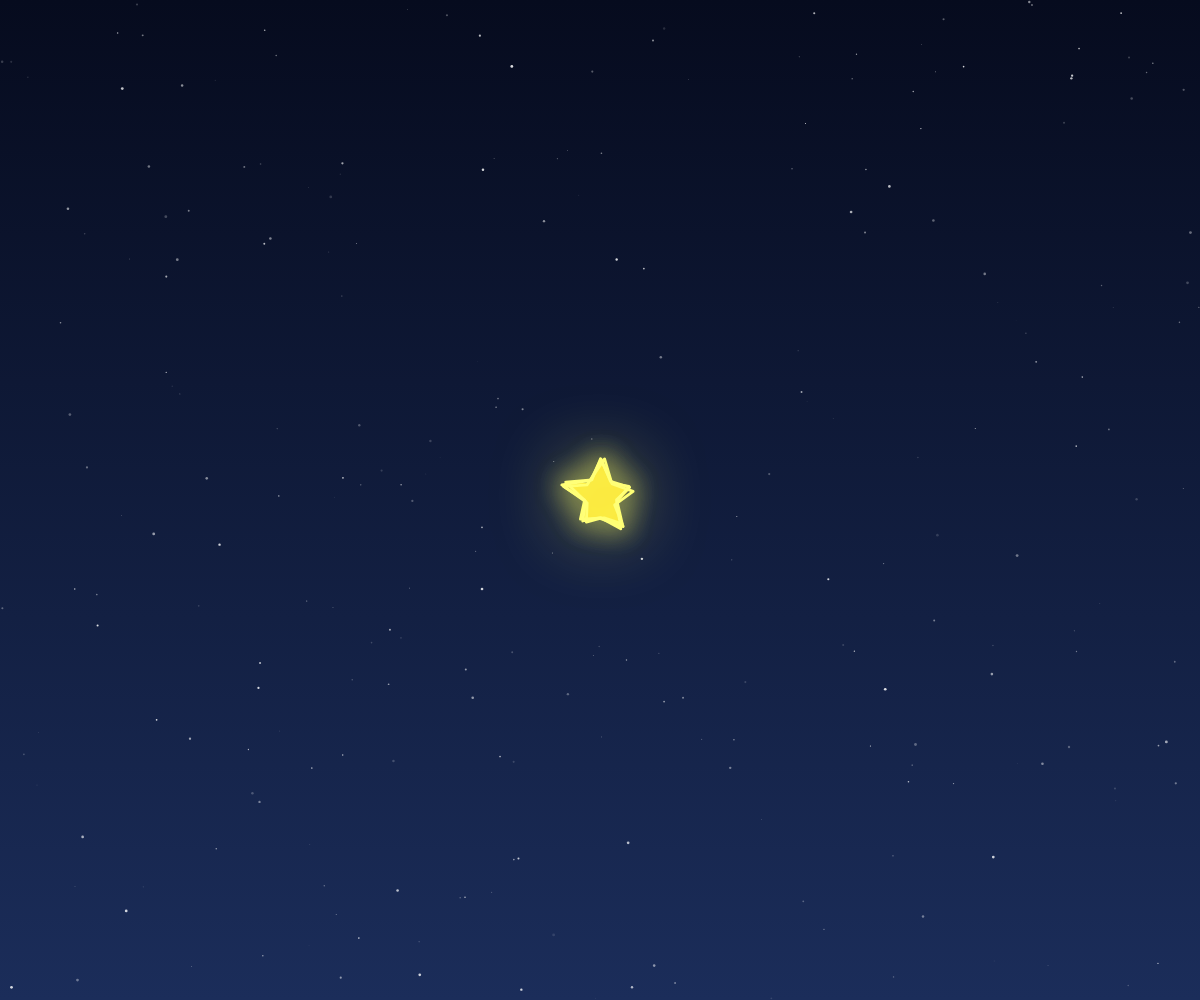
Frame 1 (no input)
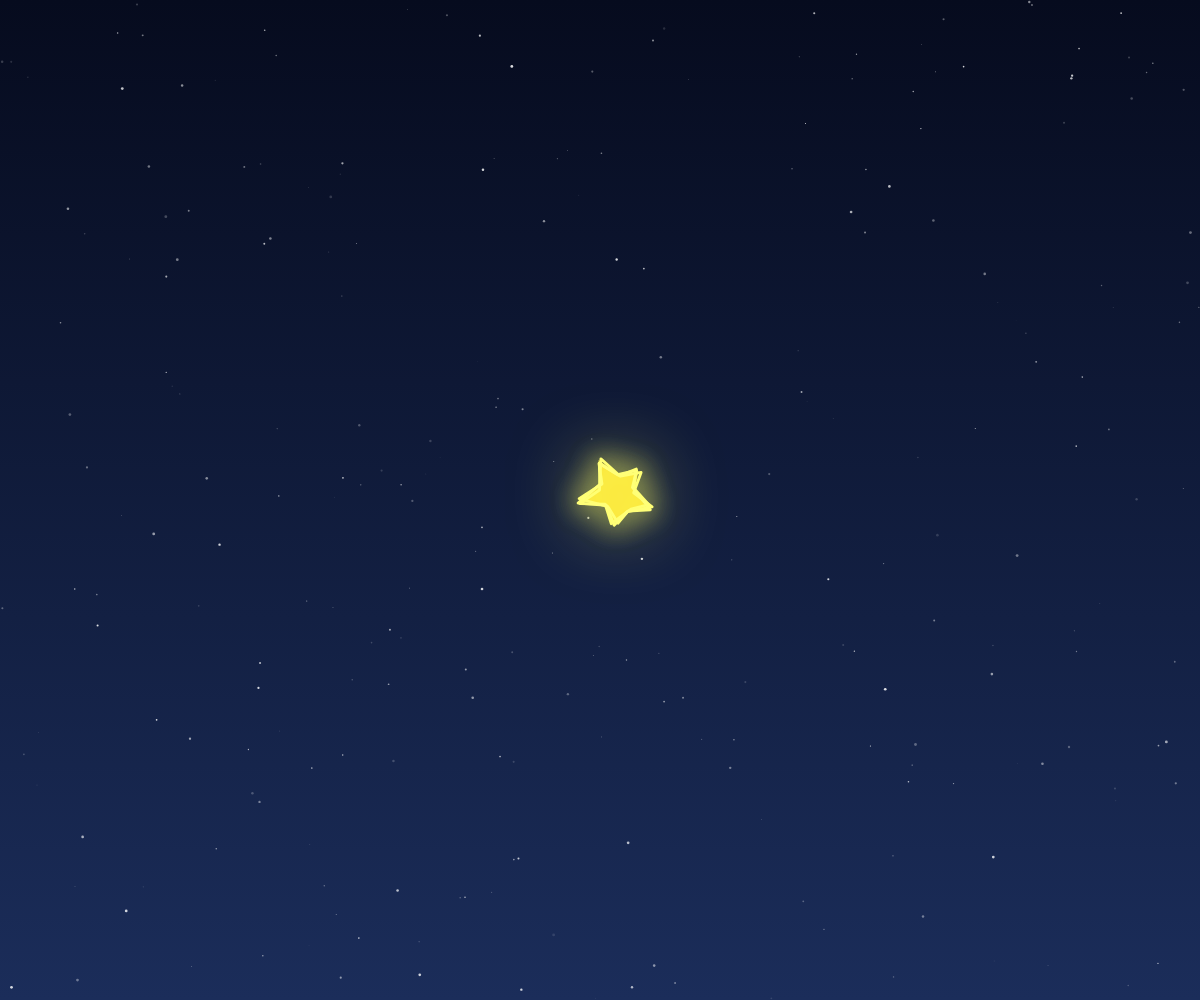
Frame 60 (no input)
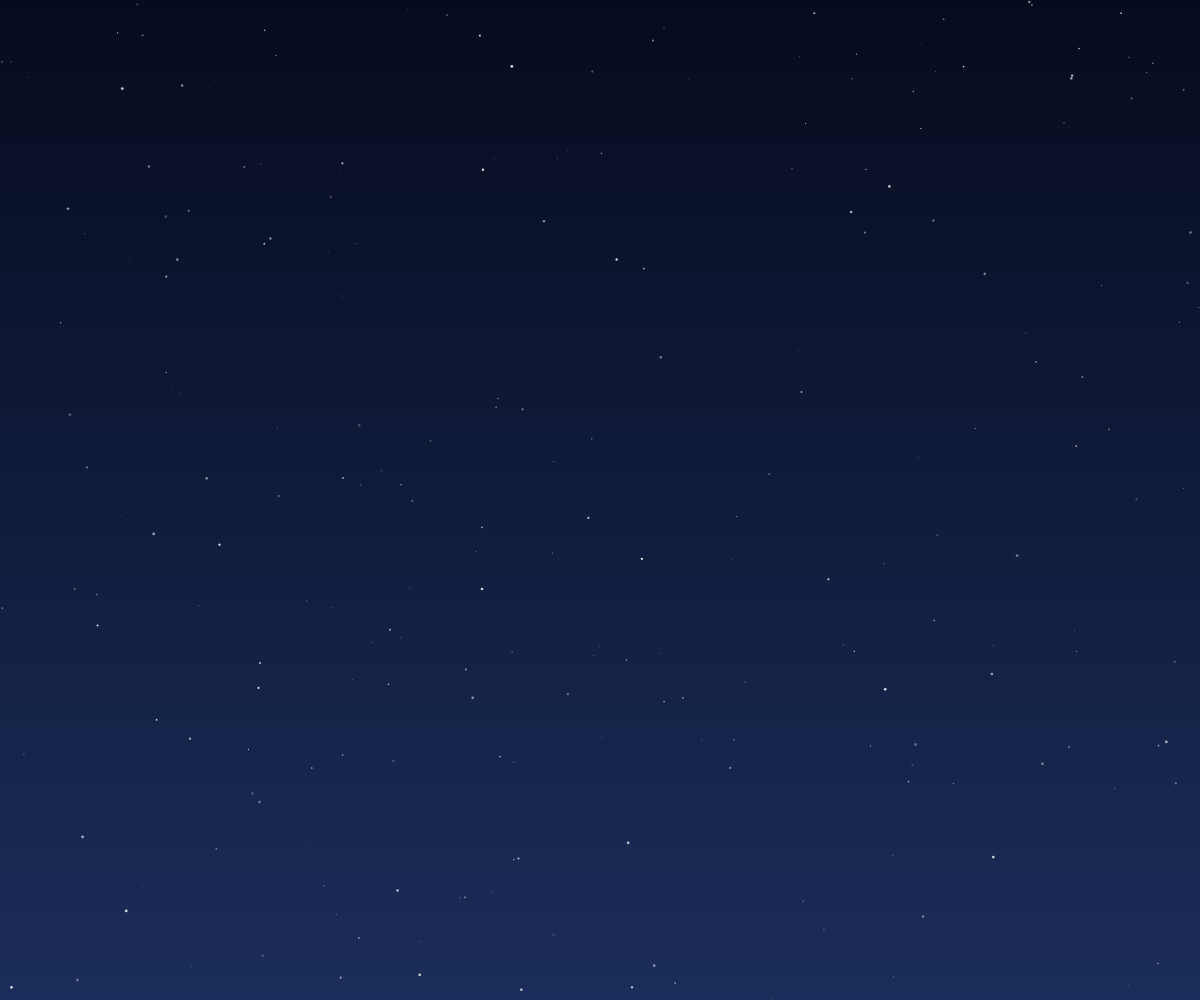
Frame 120 (the mouse pressed at the canvas centre since frame 60)

The p5.js sketch that drew these frames (run headless with seeded random() and noise() and a simulated clock; from frame 60 on, the mouse is pressed at the canvas centre):

// p5.js sketch
// ── sketch.js
 // ==========================================
    // 全局变量与系统状态定义
    // ==========================================
    let groundPoints = []; // 存储地面手绘线条的顶点坐标
    let stars = [];        // 存储当前正在掉落或弹跳的星星对象
    let fragments = [];    // 存储当前屏幕上的星星碎片对象
    let groundStartX, groundEndX, groundY; // 地面的起点X、终点X以及Y轴高度
    
    let flowers = [];      // 【新增】存储生长中的花朵对象

    // 【修改指南】全局重力：加大该值（如 0.5）星星下落更快、反弹更急促；减小（如 0.1）则像在水中或太空一样轻飘飘。
    let gravity = 0.6;    // 全局重力加速度
    let sf = 1;            // Scale Factor (缩放因子)，用于适配各种大小的屏幕          

    // 堆积系统相关变量
    let pileHeights = [];  // 记录屏幕每个X坐标上的星星堆积高度（数组索引代表X坐标）
    let pileGraphics = null; // 离屏画布（p5.Graphics），用于将静止的星星永久画在上面，避免每一帧重复计算成千上万个对象导致卡顿
    let lastWindowW, lastWindowH; // 记录上一次的窗口宽高，用于防抖动
     let bgGraphics = null;   // 【新增】深蓝色星空背景画布缓存

    // 流程控制相关变量
    let hasStarted = false; // 标记用户是否已经点击了屏幕并开始播放动画
    let appStartTime = 0;   // 记录动画开始的精确时间（毫秒），用于控制掉落节奏

    // Web Audio API 音效上下文
    let audioCtx;           // 浏览器原生的音频处理上下文
    let lastClinkTime = 0;  // 记录上一次播放碰撞声的时间，用于音频节流（防重叠杂音）
    let lastShatterTime = 0;// 记录上一次播放破碎声的时间，用于音频节流

    // 【新增】月亮相关变量
    let moon = null;
    let moonSpawned = false;
    let moonImg = null;     // 存储预渲染的复杂玻璃纹理月球图形

     

     // ==========================================
    // p5.js 生命周期函数：初始化 (setup)
    // ==========================================
    function setup() {
      // 获取当前窗口宽高，防范极个别情况下宽高等于0导致的崩溃
      lastWindowW = max(windowWidth, 1);
      lastWindowH = max(windowHeight, 1);
      // 创建铺满全屏的主画布
      createCanvas(lastWindowW, lastWindowH);
      // 初始化所有的物理和视觉系统
      initSystem();
    }

   // ==========================================
    // p5.js 生命周期函数：窗口尺寸改变 (windowResized)
    // ==========================================
    function windowResized() {
      // 只有当窗口尺寸发生足够大的实质性变化时，才重新初始化画布
      // 这里的阈值（宽度差>10或高度差>100）是为了防止手机端上下滑动时，地址栏收缩引起的频繁重绘
      if (windowWidth > 0 && windowHeight > 0 && 
         (abs(windowWidth - lastWindowW) > 10 || abs(windowHeight - lastWindowH) > 100)) {
        lastWindowW = windowWidth;
        lastWindowH = windowHeight;
        
        // 销毁旧的离屏画布，释放内存
        let oldGraphics = pileGraphics;
        pileGraphics = null; 
        
        // 调整主画布大小
        resizeCanvas(windowWidth, windowHeight);
        if (oldGraphics) oldGraphics.remove(); 
        
        // 重新初始化系统以适应新尺寸
        initSystem();
      }
    }

     // ==========================================
    // 系统初始化与重置逻辑
    // ==========================================
    function initSystem() {
      // 清空各种数组缓存
      groundPoints = [];
      stars = [];
      fragments = [];
      
      flowers = []; // 【新增】重置画布时清空花朵

      // 【新增】重置月球状态
      moonSpawned = false;
      moon = null;

      // 根据当前屏幕的最小边长计算动态缩放因子 (sf)
      // 确保手机上看着不嫌大，电脑显示器上看着不嫌小
      sf = map(min(width, height), 350, 1200, 0.6, 1.3, true);
      gravity = 0.25 * sf; // 重力也随屏幕缩放等比例调整

       // 根据设备类型（通过屏幕宽度粗略判断）设定两侧边距
      let isMobile = width < 768;
      // 【修改指南】地面两边的留白间距：0.1代表10%，0.2代表20%。修改可让山堆得更宽或更窄。
      let marginX = isMobile ? width * 0.15 : width * 0.25; // 手机端边距窄，电脑端边距宽
      
      // 计算地台的坐标范围
      groundStartX = marginX;
      groundEndX = width - marginX;
      
      // 【修改指南】地面高度：(3 / 4) 表示距离屏幕顶部 3 / 4 的位置，也就是距离底部 1/4。
      // 若想改回原来的高度，可将其修改为 `height * 0.8` 或 `height * (4/5)`。
      groundY = height * (3/4); 

        // 初始化堆积高度数组，长度为屏幕宽度，初始高度均为0
      pileHeights = new Array(max(width, 1)).fill(0);
      
       // 创建与主画布等大的离屏画布，用于缓存静止不动的元素
      if (pileGraphics) pileGraphics.remove();
      pileGraphics = createGraphics(max(width, 1), max(height, 1));


            if (bgGraphics) bgGraphics.remove();
      bgGraphics = createGraphics(max(width, 1), max(height, 1));
      let bgCtx = bgGraphics.drawingContext;
      let bgGrad = bgCtx.createLinearGradient(0, 0, 0, height);
      bgGrad.addColorStop(0, '#060b1e'); // 深邃幽暗的太空顶端
      bgGrad.addColorStop(1, '#1b2d5a'); // 稍亮的地平线
      bgCtx.fillStyle = bgGrad;
      bgCtx.fillRect(0, 0, width, height);
      bgGraphics.noStroke();
      // 画一些繁星点点
      for (let i = 0; i < 250; i++) {
        bgGraphics.fill(255, 255, 255, random(30, 220));
        bgGraphics.circle(random(width), random(height), random(0.5, 2.5) * sf);
      }

      // ---------------- 生成手绘风格的地面线条 ----------------
      let segments = floor((groundEndX - groundStartX) / 4); // 每 4 个像素切分一段
      let noiseOffset = random(1000); // 随机一个柏林噪声的起点，让每次加载时的地形都略有不同
      
      for (let i = 0; i <= segments; i++) {
        let x = map(i, 0, segments, groundStartX, groundEndX);
        
        // 使用柏林噪声 (noise) 制造平缓起伏，结合完全随机 (random) 制造笔触抖动感
        // 【修改指南】地面线条的波浪起伏度：修改 5 和 -5。若改为 0 则是笔直的线。
        let y = groundY + map(noise(noiseOffset), 0, 1, -5 * sf, 5 * sf) + random(-1, 1);
        groundPoints.push({ x: x, y: y });
        noiseOffset += 0.08; // 推进噪声步长
      }

      // 【新增】生成具有真实月球纹理和玻璃质感的月牙图像缓存
      // 【修改了代码：增大了月亮的体积系数】
      let mr = 160 * sf; // 月亮基础半径系数
      if (moonImg) moonImg.remove();
      moonImg = createGraphics(mr * 3, mr * 3);
      moonImg.pixelDensity(1); 
      
      moonImg.noStroke();
      // 【修改了代码：取消了透明度，使用了实心蓝色基底以表现厚重感，使其不再透明】
      moonImg.fill(250, 130, 180, 255);
      moonImg.circle(mr * 1.5, mr * 1.5, mr * 2.2);
      // 使用 erase 擦除出一个较细的月牙的形状
      moonImg.erase();
      // 【修改了代码：微调偏移量和擦除圆的直径，切出极其细长锐利的新月】
      moonImg.circle(mr * 1.5 - mr * 0.15, mr * 1.5 - mr * 0.15, mr * 2.10);
      moonImg.noErase();
      
      // 限制后续的绘制仅在月牙内部 (source-atop 混合模式)
      moonImg.drawingContext.globalCompositeOperation = 'source-atop';
      
      // 绘制月球真实陨石坑纹理
      // 【修改了代码：陨石坑也调整为不透明，并且增加了高光侧边，体现3D凹凸感】
      for(let i = 0; i < 200; i++) {
        let cx = random(moonImg.width);
        let cy = random(moonImg.height);
        let cr = random(3 * sf, 18 * sf);
        // 陨石坑边缘亮色（高光），中心暗色（阴影），叠加噪点
        moonImg.fill(255, 200, 230, 180);
        moonImg.circle(cx - cr*0.1, cy - cr*0.1, cr);
        moonImg.fill(160, 50, 100, 255);
        moonImg.circle(cx, cy, cr * 0.9);
      }
      
      // 增加玻璃般通透的高光渐变覆盖层
      // 【修改了代码：改用径向渐变 (Radial Gradient) 来为月亮整体打光，模拟球体在太空受单侧光源照射的强烈立体感】
       let mGrad = moonImg.drawingContext.createRadialGradient(mr * 1.2, mr * 1.2, mr * 0.1, mr * 1.5, mr * 1.5, mr * 2.2);
      mGrad.addColorStop(0, 'rgba(255, 255, 255, 0.9)');   // 迎光面明亮
      mGrad.addColorStop(0.5, 'rgba(230, 100, 150, 0.5)'); // 侧边过渡粉色
      mGrad.addColorStop(1, 'rgba(190, 32, 77, 0.9)');      // 背光面深粉色
      moonImg.drawingContext.fillStyle = mGrad;
      moonImg.rect(0, 0, mr * 3, mr * 3);
    }

    // ==========================================
    // 音频合成系统 (Web Audio API)
    // ==========================================
    // 采用代码实时生成音效（合成器原理），而非播放MP3音频文件
    
    // 初始化音频上下文，浏览器要求必须在用户交互（如点击）后才能恢复播放
    function initAudio() {
      if (!audioCtx) {
        audioCtx = new (window.AudioContext || window.webkitAudioContext)();

        // 【新增代码】立刻播放一段听不见的空声音，强行解锁 iOS/Mac 等浏览器的音频限制
    let osc = audioCtx.createOscillator();
    let gain = audioCtx.createGain();
    gain.gain.value = 0; // 设为静音
    osc.connect(gain);
    gain.connect(audioCtx.destination);
    osc.start(audioCtx.currentTime);
    osc.stop(audioCtx.currentTime + 0.01);
      }
      if (audioCtx.state === 'suspended') {
        audioCtx.resume();
      }
    }

    // 合成并播放玻璃的“叮”声（普通碰撞）
    function playClink(velocity) {
      if (!audioCtx) return;

      // 节流：30毫秒内不重复播放，防止声音炸麦
      // 【修改指南】声音节流（毫秒）：如果觉得声音太吵、杂音太多，把 40 改大（如 80）；觉得声音太稀疏，改小。
      if (millis() - lastClinkTime < 50) return; 
      lastClinkTime = millis();
      
      let now = audioCtx.currentTime;
      let osc = audioCtx.createOscillator(); // 振荡器（声源）
      let gain = audioCtx.createGain();      // 增益节点（控制音量）   
      
      osc.connect(gain);
      gain.connect(audioCtx.destination);
      
      osc.type = 'triangle'; // 使用三角波，其高频谐波特性非常类似敲击玻璃的清脆声
      // 【修改指南】玻璃敲击声频率：修改 2500, 4500。数值越大声音越尖锐，数值越小声音越沉闷。
      osc.frequency.setValueAtTime(random(2500, 4500), now); // 随机一个偏高的频率
      
      // 根据撞击的相对速度计算音量大小
      let vol = map(velocity, 0, 15 * sf, 0, 0.2);
      vol = constrain(vol, 0.01, 0.3); // 限制最大音量
      
      // 控制声音包络 (Envelope)：瞬间达到最大音量，然后迅速衰减，模拟打击乐器特性
      gain.gain.setValueAtTime(0.001, now);
      gain.gain.linearRampToValueAtTime(vol, now + 0.002);
      gain.gain.exponentialRampToValueAtTime(0.001, now + 0.15);
      
      osc.start(now);
      osc.stop(now + 0.2); // 播放 0.2 秒后停止
    }

     // 合成并播放玻璃的破碎声（强烈撞击并裂开）
    function playShatter(velocity) {
      if (!audioCtx) return;
      if (millis() - lastShatterTime < 50) return; // 节流
      lastShatterTime = millis();
      
      playClink(velocity); // 破碎时肯定伴随一次强烈的碰撞声
      
      let now = audioCtx.currentTime;
      // 【修改指南】破碎杂音的层数：修改 4, 7。越多听起来越碎，但也越消耗性能。
      let numShards = floor(random(4, 7)); // 模拟多个细小碎片的杂音
      
      // 同时触发多个高频的正弦波，制造嘈杂刺耳的碎裂质感
      for (let i = 0; i < numShards; i++) {
        let osc = audioCtx.createOscillator();
        let gain = audioCtx.createGain();
        osc.connect(gain);
        gain.connect(audioCtx.destination);
        
        osc.type = 'sine'; // 正弦波比较纯粹
        osc.frequency.setValueAtTime(random(3000, 8000), now); // 极高的随机频率
        
        let vol = map(velocity, 0, 15 * sf, 0, 0.1) * random(0.5, 1.2);
        vol = constrain(vol, 0.01, 0.15);
        
        let startTime = now + random(0, 0.08); // 让各个碎片的杂音错开几毫秒，增强颗粒感
        
        gain.gain.setValueAtTime(0.001, startTime);
        gain.gain.linearRampToValueAtTime(vol, startTime + 0.005);
        gain.gain.exponentialRampToValueAtTime(0.001, startTime + random(0.05, 0.2));
        
        osc.start(startTime);
        osc.stop(startTime + 0.25);
      }
    }

     // ==========================================
    // 用户交互控制
    // ==========================================
    // 当鼠标点击或手机触屏时触发
   /* function mousePressed() {
      if (!hasStarted) {
        let cx = width / 2;
        let cy = height / 2;
        let r = 35 * sf;  // 这个半径需要与 initial star 设定的体积相匹配
        // 计算点击位置到屏幕中心的距离，判断是否点击在了星星的有效区域内
        if (dist(mouseX, mouseY, cx, cy) < r * 2.5) {
            initAudio();            // 解锁浏览器的音频播放限制
          hasStarted = true;      // 更改系统状态为已开始
          appStartTime = millis();// 记录当下的时间戳，作为掉落动画的零点
        }
      }
    }*/


// ==========================================
    // 用户交互控制
    // ==========================================
    function mousePressed() {
      if (!hasStarted) {
        let cx = width / 2;
        let cy = height / 2;
        let r = 35 * sf;  
        if (dist(mouseX, mouseY, cx, cy) < r * 2.5) {
            initAudio();            
          hasStarted = true;      
          appStartTime = millis();
        }
      } else {
        // 【新增逻辑】如果动画已开始，且月亮已经落地，则检测种花
        if (moon && moon.settled) {
          // 获取鼠标X坐标处星星堆的表面高度
          let ph = getPileH(mouseX);
          let currentFloor = groundY - ph;
          
          // 判断点击位置是否在星星堆的表面或浅层内部（带有一点上下容错判定）
          if (mouseY > currentFloor - 30 * sf && mouseY < groundY + 50 * sf) {
            flowers.push(new Flower(mouseX, mouseY));
            playClink(4 * sf); // 种花时伴随微弱的脆响
          }
        }
      }
    }




       // ==========================================
    // 物理引擎辅助函数：堆积算法
    // ==========================================
    // 获取横坐标 x 对应的当前堆积高度
    function getPileH(x) {
      let ix = floor(x);
      // 确保不越界
      if (ix >= 0 && ix < pileHeights.length) return pileHeights[ix];
      return 0;
    }

    // 当一颗星星或碎片沉底时，将它的体积转化为附近一片区域的高度的增加
    function addPileH(x, r) {
      // 【修改指南】堆积扩散范围：1.5 这个乘数越大，星星落下去产生的坡度越平缓。
      let w = floor(r * 1.5); // 星星影响的横向范围（宽度）
      // 【修改指南】堆积的极限高度：这里设为距离屏幕顶部 1/7 的位置。可修改分母调整最高点。
      let maxH = groundY - (height / 10); // 设定堆积的极限高度（距离顶部 1/7 的位置）
      
       // 遍历以 X 为中心，左右范围内的像素
      for (let dx = -w; dx <= w; dx++) {
        let px = floor(x + dx);
        if (px >= groundStartX && px <= groundEndX) {
         // 利用余弦曲线 (cosine curve) 的平滑隆起特性，模拟自然沙堆/星堆的鼓包形状
            let addedH = cos(map(dx, -w, w, -HALF_PI, HALF_PI)) * (r * 0.8);
          
          if (px >= 0 && px < pileHeights.length) {
            let currentH = pileHeights[px];
             // 智能封顶逻辑：如果当前高度快达到我们预设的最大高度了，
            // 就将新加的高度乘以一个渐缩的系数，使其越接近最高点加得越少，达到平滑停止的效果
            let factor = map(currentH, maxH * 0.8, maxH, 1, 0, true);
            pileHeights[px] += addedH * factor;
          }
        }
      }
    }

    // ==========================================
    // p5.js 生命周期函数：逐帧渲染 (draw)
    // ==========================================
    function draw() {
        // 1. 绘制深蓝色背景
      // 【修改指南】画布背景色：参数分别是 (红, 绿, 蓝)。修改它们可改变天空的颜色。
      if (bgGraphics) {
        image(bgGraphics, 0, 0);
      } else {
        background(6, 11, 30);
      }


      // 2. 拦截判断：如果还没点击开始，就在画面中央绘制等待交互的粗糙星星，并直接结束当前帧渲染
      if (!hasStarted) {
        drawStartStar();
        return; 
      }

      // 3. 绘制地面结构（两条发着微光的细线叠加模拟手绘感）
      push();
      // 【修改指南】地面线条的颜色与透明度：rgba模式或rgb模式，最后一个参数控制透明度。
      stroke(179, 17, 71, 0);  // 主线颜色 
      strokeWeight(3 * sf);
      noFill();
      drawingContext.shadowBlur = 10; // HTML5 Canvas 原生的发光属性
      drawingContext.shadowColor = 'rgba(150, 200, 255, 0.5)';
      
      beginShape();
      for (let pt of groundPoints) vertex(pt.x, pt.y);
      endShape();
      
      stroke(249, 191, 210, 0);     // 辅线颜色（较浅，错位形成潦草感）
      strokeWeight(1 * sf);
      drawingContext.shadowBlur = 0; 
      beginShape();
      for (let pt of groundPoints) vertex(pt.x, pt.y + random(-1, 2));
      endShape();
      pop();

       // 4. 将此前已经完全静止并压扁的星星图层（离屏缓存）合并绘制到主画面上
      if (pileGraphics && pileGraphics.width > 0 && pileGraphics.height > 0 && 
          pileGraphics.canvas && pileGraphics.canvas.width > 0 && pileGraphics.canvas.height > 0) {
        try {
          image(pileGraphics, 0, 0); // 将缓冲图作为图片盖在屏幕上
        } catch(e) {}
      }

       // 5. 计算当前程序流逝的时间
      let elapsedTime = millis() - appStartTime;
      let canPile = elapsedTime > 1000; // 动画开始 1 秒后才允许星星融合进星堆中

       // ==========================================
      // 核心业务：控制星星的生成曲线 (Spawner Logic)
      // 需求：开始非常多 -> 形成三角形堆积 -> 逐渐减少 -> 最后剩一两个 -> 停止
      // ==========================================
      // ==========================================
      // 【修改指南】星星生成数量与节奏曲线
      // ==========================================
      let spawnProb = 0; // 每帧生成星星的期望数量（概率）

      if (elapsedTime < 1000) {
         // [0秒 - 1秒] 刚起步阶段
        // 【修改指南】第0~1秒：修改 30。数字越大，初始掉落越稀疏（例如60即每秒只掉1颗）。
        if (frameCount % 60 === 0) spawnProb = 1;
      } else if (elapsedTime < 5000) {
         // [1秒 - 3秒] 暴雨期：以最高速率大量生成星星迅速建构星堆的基础
        // 【修改这里】：将 map 函数的最后两个参数 `4, 3` 改小，比如改成 `2, 1` 或 `1.5, 0.5`
        // 这代表将原本每帧掉落 4~3 颗，降低为每帧掉落 2~1 颗
        // 【修改指南】第1~3秒（暴雨期）：修改 2, 1。这代表每帧从2颗线性衰减到1颗。改小（如 1, 0.5）星星就会变少。
        spawnProb = map(elapsedTime, 1000, 5000, 2, 1);
      } else if (elapsedTime < 12000) {
         // [3秒 - 9秒] 缓和期：数量开始平滑下降，让山顶逐渐成型
        // 【修改指南】第3~9秒（缓和期）：从每帧 1.5 颗降到 0.1 颗。
        spawnProb = map(elapsedTime, 5000, 12000, 1, 0.5); 
      } else if (elapsedTime < 15000) {
         // [9秒 - 12秒] 收尾期：天上只掉落寥寥无几的一两颗星星
        // 【修改指南】第9~12秒（收尾期）：从每帧 0.1 颗降到 0 颗（彻底停止）。
        spawnProb = map(elapsedTime, 12000, 15000, 0.5, 0);
      } else {
        // [12秒之后] 完全停止生成，留白展示星堆
        spawnProb = 0; 
      }
        // 执行生成逻辑：处理期望数量的整数部分和小数部分
      let spawnCount = floor(spawnProb); // 必须要生成的整数个
      let fractionalProb = spawnProb - spawnCount; // 小数部分作为随机生成的概率
      
      
      for (let i = 0; i < spawnCount; i++) {
        spawnStar();
      }
      if (random() < fractionalProb) {
        spawnStar();
      }

      // 【新增】当时间抵达 16000（16秒）时，触发月牙掉落
      if (elapsedTime > 16000 && !moonSpawned) {
        spawnMoon();
        moonSpawned = true;
      }

      // 6. 遍历、更新并渲染所有活跃的星星
      // 使用倒序遍历（i--），因为在循环内部如果星星静止了会被我们从数组里删掉，正序遍历会导致跳过元素报错
      for (let i = stars.length - 1; i >= 0; i--) {
        let s = stars[i];
        s.update(canPile); // 更新物理位置
        
         if (s.settled) {
          // 如果星星已沉入星山（静止），将它画入离屏缓存区，并从活跃列表中移除
          if (pileGraphics) s.render(pileGraphics);
          stars.splice(i, 1);
        } else if (s.shattered) {
          // 如果星星摔碎了，调用爆炸函数产生碎片并移除自身
          s.explode(); 
          stars.splice(i, 1);
        } else if (s.isOffScreen()) {
          // 如果弹飞出了屏幕，清理掉防止内存泄漏
          stars.splice(i, 1);
        } else {
          // 如果还在活跃运动，就直接画在主屏幕上
          s.render(null); 
        }
      }

      // 7. 遍历、更新并渲染所有活跃的碎片
      for (let i = fragments.length - 1; i >= 0; i--) {
        let f = fragments[i];
        f.update(canPile);
        
        if (f.settled) {
          if (pileGraphics) f.render(pileGraphics);
          fragments.splice(i, 1);
        } else if (f.isOffScreen() || f.isDead()) {
            // 碎片超出屏幕，或寿命耗尽（变透明）时移除
          fragments.splice(i, 1);
        } else {
          f.render(null);
        }
      }

      // 【新增】 8. 独立更新和渲染月亮
      if (moon) {
        moon.update(canPile);
        if (moon.settled) {
          if (pileGraphics && !moon.drawnToPile) {
            moon.render(pileGraphics);
            moon.drawnToPile = true;
          }
        } else {
          moon.render(null);
        }
      }

      // 【新增】 9. 遍历、更新并渲染生长的花朵
      for (let i = flowers.length - 1; i >= 0; i--) {
        let f = flowers[i];
        f.update();
        
        if (f.isGrown) {
          // 如果花朵已经完全开完，将它永久画在缓存画布上并移除活跃对象
          if (pileGraphics && !f.drawnToPile) {
            f.render(pileGraphics);
            f.drawnToPile = true;
          }
          flowers.splice(i, 1);
        } else {
          // 正在生长的花，在主屏幕上实时渲染
          f.render(null);
        }
      }

    }

     // ==========================================
    // 实例化一颗新星星并推入数组
    // ==========================================
    function spawnStar() {
        // 产生正态分布（高斯分布）的随机X坐标
      // 均值为屏幕中央，标准差为屏幕宽度的1/5。这使得大多数星星会落在正中间，自然堆积出山峰形态
      // 【修改指南】掉落宽度分布：width / 5 代表高斯分布的标准差，改小会让星星更集中在画面正中心坠落。
      let x = randomGaussian(width / 2, width / 5); 
      x = constrain(x, groundStartX + 10 * sf, groundEndX - 10 * sf);
      // 限制星星不要落到边界外面去
      let y = -50 * sf; // 初始Y坐标位于屏幕顶端之外
      let vx = random(-1.5 * sf, 1.5 * sf); // 给予轻微的左右初速度
      // 【修改指南】初始下坠速度：修改 2。数值越大，刚出生时砸下来的速度越狠。
      let vy = random(0, 2 * sf); // 初始下落速度
      
      stars.push(new Star(x, y, vx, vy));
    }

    // 【新增】实例化一轮大月牙
    function spawnMoon() {
      // 【修改了代码：使月亮从右侧很高的高空生成】
      let x = width * 0.5 ;// random(-width/10, width/10);
      // 【修改了代码：调高初始下落位置以适应更庞大的月亮】
      let y = -600 * sf; 
      // 【修改了代码：增大了月亮的体积】
      let r = 180 * sf;  
      moon = new Moon(x, y, r);
      // 【修改了代码：给予月亮轻微的向左速度，使它向中心倾斜砸去】
      moon.vx = random(4 * sf, -1 * sf);
    }

    // ==========================================
    // 绘制游戏初始的交互触发星星 (极致粗糙幼稚版)
    // ==========================================
    // ==========================================
    // 绘制游戏初始的交互触发星星
    // ==========================================
    function drawStartStar() {
      let cx = width / 2;
      let cy = height / 2;
      // 【修改指南】初始星星的体积：修改 35。想要更大就改为 50 或 60。
      let r = 30 * sf; 

      push();
      // 将画布的原点 (0,0) 移动到星星顶端那个角的附近，而不是星星中心
      // 这样使用 rotate 旋转时，它就会像挂钟的钟摆一样绕着顶端摇晃
      translate(cx, cy - r);
      // 利用正弦函数和经过的时间毫秒，计算出一个往复循环的摇摆角度
      let swingAngle = sin(millis() * 0.005) * PI / 6; 
      rotate(swingAngle);
      // 再施加一个高频且幅度随机的平移，产生强烈的帕金森般的手绘“抖动感”
      // 【修改指南】帕金森手绘抖动幅度：修改 2.5。改大星星晃得更剧烈。
      translate(random(-2.5, 2.5) * sf, random(-2.5, 2.5) * sf);
      // 把原点移回星星几何中心，以方便接下来的定点绘制
      translate(0, r);

      // 【修改指南】初始星星的辉光：修改 50 可以控制光晕的大小。
      // 发出的光芒再强一些（通过调大 shadowBlur 属性）
      drawingContext.shadowBlur = 70 * sf; 
      drawingContext.shadowColor = 'rgba(255, 255, 100, 1)'; 

      let npoints = 5;
      let angle = TWO_PI / npoints;
      let halfAngle = angle / 2.0;
      
      // 用整数的帧数控制噪声变化率，让图形有逐帧抽搐的定格动画感（“沸腾线条”效果）
      let noiseTime = floor(frameCount / 4);

      // 【修改指南】不对称外角比例：五个数字代表5个外尖角的长度比例，改动它们会让星星向不同方向畸变。越接近1越规整。
      let outRatios = [1.1, 0.95, 1.05, 0.9, 1.15];
      // 【修改指南】钝角（内凹陷）比例：原本的值是0.45(非常尖锐)。改成 0.5~0.6 之间，角会稍微胖一些，但仍保留星星的形状。
      let inRatios = [0.55, 0.5, 0.6, 0.45, 0.55];

      // --- 第一层：带有透明度的黄色实体填充 ---
      fill(255, 230, 50, 250);
      noStroke();
      beginShape();
      // 循环五次，画五角星的五组尖角和凹角
      for (let i = 0; i < npoints; i++) {
        let a = -HALF_PI + i * angle;
        // 应用不对称乘数 (outRatios[i]) 
        // 关键1：通过 i * 100 这个固定间隔传入柏林噪声，导致每个角畸变程度极大且长短不一（歪七扭八的根源）
        // 关键2：再加上 noiseTime 带来实时变化
        // 【已修改】将波动范围缩小为 0.9~1.1，减小畸变程度
        let baseR2 = r * outRatios[i] * map(noise(i * 100, noiseTime), 0, 1, 0.9, 1.1); 
        vertex(cos(a) * baseR2, sin(a) * baseR2);
        
        let a_in = a + halfAngle;
        // 应用高数值的内凹乘数 (inRatios[i])，使角变钝
        // 【已修改】将波动范围缩小为 0.9~1.1
        let baseR1 = r * inRatios[i] * map(noise(i * 100 + 50, noiseTime), 0, 1, 0.9, 1.1);
        vertex(cos(a_in) * baseR1, sin(a_in) * baseR1);
      }
      endShape(CLOSE);

      // --- 第二层：重复叠加凌乱的多重外部轮廓描边 ---
      noFill();
      stroke(255, 255, 120);
      strokeWeight(2.5 * sf);
      strokeJoin(ROUND); // 保证线条转折处是圆滑的
      drawingContext.shadowBlur = 25 * sf; // 线条本身的次级微弱光晕
      
      for (let j = 0; j < 3; j++) {  // 叠 4 层凌乱的笔触
        beginShape();
        for (let i = 0; i < npoints; i++) {
             // 这里 j*10 使每一层的轮廓都跟其他层偏移一段距离，形成涂鸦不规整重复描边的效果
          let a = -HALF_PI + i * angle + map(noise(i*20, j*10), 0,1, -0.2, 0.2); // 角度都歪了
          let r2 = r * outRatios[i] * map(noise(i*100, noiseTime, j*10), 0, 1, 0.9, 1.1);
          vertex(cos(a) * r2, sin(a) * r2);
          
          let a_in = a + halfAngle + map(noise(i*20 + 5, j*10), 0,1, -0.2, 0.2);
          let r1 = r * inRatios[i] * map(noise(i*100+50, noiseTime, j*10), 0, 1, 0.9, 1.1);
          vertex(cos(a_in) * r1, sin(a_in) * r1);
        }
        endShape(CLOSE);
      }
      pop();
    }

    // ==========================================
    // 辅助工具：生成一颗常规掉落的手绘风五角星的点阵
    // ==========================================
    function generateHandDrawnStar(r1, r2, npoints) {
      let pts = [];
      let angle = TWO_PI / npoints;
      let halfAngle = angle / 2.0;
      for (let a = -HALF_PI; a < TWO_PI - HALF_PI; a += angle) {
         // 给内外圆半径分别加入一点噪波扰动，使得角不要太平滑锐利
        let r2_noise = r2 + random(-r2 * 0.15, r2 * 0.15);
        pts.push({ x: cos(a) * r2_noise, y: sin(a) * r2_noise });
        let r1_noise = r1 + random(-r1 * 0.25, r1 * 0.25);
        pts.push({ x: cos(a + halfAngle) * r1_noise, y: sin(a + halfAngle) * r1_noise });
      }
      return pts;
    }

    // ==========================================
    // 面向对象定义：星星类 (Star)
    // ==========================================
    class Star {
      constructor(x, y, vx, vy) {
        this.x = x;      // 坐标
        this.y = y;
        this.vx = vx;    // X轴速度
        this.vy = vy;    // Y轴速度
        // 半径，星星体积适中，以利于构建星山  
        // 【修改指南】掉落星星的体积大小：修改 12, 22。加大它们可以更快堆积成山。
        this.r = random(12, 28) * sf; 
        
        this.angle = random(TWO_PI); // 初始旋转角度
        this.rotSpeed = random(-0.05, 0.05); // 初始有极微小的旋转角速度
        
        this.bounces = 0;         // 已反弹的次数
        this.shattered = false;   // 状态：是否彻底破碎
        this.settled = false;     // 状态：是否彻底静止并入星山    
        
         // 预生成该星星的几何顶点
        this.vertices = generateHandDrawnStar(this.r * 0.45, this.r, 5);
        
        // 生成主色调（黄色系随机）
        // 【修改指南】星星的颜色色系：这是 (R, G, B)。目前是保持全红(255)，绿色随机(200~255)偏黄，蓝色偏低。
        // 想做冰蓝色星星可改成 color(random(50, 150), random(200, 255), 255)。
        this.color = color(255, random(200, 255), random(50, 150)); 
      }

       // 物理更新函数
      update(canPile) {
        this.vy += gravity; // 每帧附加重力加速度
        
        // 【修改指南】空气阻力：0.995。改成 0.9 星星会在横向飘不动。
       // 模拟空气阻力，速度稍微衰减
        this.vx *= 0.995;
        this.vy *= 0.994;

        // 位移更新
        this.x += this.vx;
        this.y += this.vy;
        
         // 角度依据旋转速度更新
        this.angle += this.rotSpeed;
        this.rotSpeed *= 0.98; // 旋转摩擦阻力衰减

          // 碰撞检测区：如果星星在宽度的界限内
        if (this.x > groundStartX && this.x < groundEndX) {
           // 查询这个X位置目前的“地表”有多高（星星堆得越高，真实的地表就越高）
          let ph = getPileH(this.x);
          let currentFloor = groundY - ph;

          // 检测如果星星的底部边缘碰到了当前高度的地表，且正在下落
          if (this.y + this.r > currentFloor && this.vy > 0) {
           let impactV = this.vy; // 记录撞击这瞬间的冲击速度
           this.y = currentFloor - this.r; // 强制将星星拉回地表上方，防止穿模
            
            // 【条件分歧】
            // 如果允许堆积且（星堆已经成型 ph>10 或 此时落下的速度极慢），星星就会被捕捉静止
            if (canPile && (ph > 10 * sf || abs(this.vy) < 1.0 * sf)) {
              this.settle(); 
              
              // 关键逻辑：如果砸在已有的星星山上，且冲击速度很快（>3），虽然它留下来了，但会震落出几片碎片
              // 【修改指南】砸出碎片的门槛：这里的 impactV > 3 控制了只要撞击速度大于 3 就会震出碎片。
              if (ph > 10 * sf && impactV > 3 * sf) {
                playShatter(impactV);
                // 【修改指南】撞击产生碎片的数量：3 到 7 片
                let numFrags = floor(random(3, 7));
                for (let i = 0; i < numFrags; i++) {
                   // 在星星正上方实例化碎片
                  let f = new Fragment(this.x, this.y - this.r/2, this.color, this.r);
                  // 给碎片一个向上的爆发力，模拟出被强力砸击弹飞的碎屑视觉
                  f.vy = random(-9 * sf, -4 * sf); 
                  f.vx += random(-2 * sf, 2 * sf);
                  fragments.push(f);
                }
              }
            } else {
                 // 【反弹逻辑】还没形成星堆或者砸在坚硬地面上
              
              // 模拟不规则物体碰撞地面的物理反弹（随机的弹性系数、受地面摩擦力衰减的横向速度）
              // 【修改指南】星星反弹弹性系数：这里控制每次碰地 Y 速度取反并缩减。
              this.vy *= -random(0.4, 0.6); 
              this.vx *= random(0.6, 0.85); 
                 // 横向撞击地面时，滑动摩擦力会转化为物体的翻滚动作（角动量转换）
              this.rotSpeed += this.vx * 0.03; 
              
              this.bounces++;
               // 只有冲击力够大的时候才发声或破碎
              if (impactV > 2 * sf) {
                  // 如果撞得极狠，或者已经弹跳磨损了很多次，直接判定破碎
                // 【修改指南】破碎判定：如果撞击速度大于 12，或者反弹超过 2~5 次，就碎裂。
                if (impactV > 12 * sf || this.bounces > floor(random(2, 5))) {
                  this.shattered = true;
                  playShatter(impactV); // 播放高频破碎声
                } else {
                  playClink(impactV);   // 播放清脆碰壁声
                }
              }
            }
          }
        }
      }

        // 静止沉降函数：修改状态并将自己的体积加入到地形高度数组中
      settle() {
        this.settled = true;
        addPileH(this.x, this.r);
      }

      // 渲染函数：将本星星画在目标画布(主屏幕 或 pileGraphics 离屏画布)上
      render(targetCtx) {
        let isGraphics = targetCtx !== null && targetCtx !== undefined;
        let ctx = isGraphics ? targetCtx : window; // 兼容原生环境和p5.Graphics缓存环境的方法调用

        if(isGraphics) ctx.push(); else push();
        if(isGraphics) ctx.translate(this.x, this.y); else translate(this.x, this.y);
        if(isGraphics) ctx.rotate(this.angle); else rotate(this.angle);
                
        let dc = isGraphics ? ctx.drawingContext : drawingContext;
        // 提供强烈发光效果
        // 【修改指南】下落星星的辉光：修改 15 和 后面 rgba 颜色。
        dc.shadowBlur = 15 * sf;
        dc.shadowColor = 'rgba(255, 230, 0, 0.8)';
        
        // 【修改了代码：取消了之前的玻璃渐变质感，恢复原本纯色填充的手绘描边质感】
        if(isGraphics) ctx.fill(this.color); else fill(this.color);
        if(isGraphics) ctx.stroke(this.color); else stroke(this.color);
        if(isGraphics) ctx.strokeWeight(4 * sf); else strokeWeight(4 * sf);
        if(isGraphics) ctx.strokeJoin(ROUND); else strokeJoin(ROUND);
        
        if(isGraphics) ctx.beginShape(); else beginShape();
        for(let v of this.vertices) {
          if(isGraphics) ctx.vertex(v.x, v.y); else vertex(v.x, v.y);
        }
        if(isGraphics) ctx.endShape(CLOSE); else endShape(CLOSE);
        
        if(isGraphics) ctx.pop(); else pop();
      }

       // 判断自身是否完全掉出或弹出了屏幕可视范围
      isOffScreen() {
        return (this.x < -100 * sf || this.x > width + 100 * sf || this.y > height + 100 * sf);
      }

      // 爆炸函数：一颗母星分裂出 4~8 块不规则多边形子碎片
      explode() {
        let numFrags = floor(random(4, 9));
        for (let i = 0; i < numFrags; i++) {
          fragments.push(new Fragment(this.x, this.y, this.color, this.r));
        }
      }
    }

    // 【新增】========================================
    // 面向对象定义：月亮类 (Moon)
    // 巨大的最终掉落物，砸在星山上造成强烈物理效果
    // ==========================================
    class Moon {
      constructor(x, y, r) {
        this.x = x;
        this.y = y;
        this.vx = 0; // 垂直掉落
        this.vy = 0;
        this.r = r;
        this.angle = PI / 2; // 稍微带点倾斜的角度坠落
        this.rotSpeed = random(-0.02, 0.02);
        this.settled = false;
        this.drawnToPile = false; // 月亮最终也需要印在背景上
        this.bounces = 0;
      }

      update(canPile) {
        if (this.settled) return;
        
        this.vy += gravity * 0.9; // 月亮庞大，下落加速度稍微不同
        this.vx *= 0.99;
        this.vy *= 0.99;
        this.x += this.vx;
        this.y += this.vy;
        this.angle += this.rotSpeed;
        this.rotSpeed *= 0.95;

        // 检测星山堆积高度
        let ph = getPileH(this.x);
        let currentFloor = groundY - ph;

        // 月球底部的碰撞检测（因为月亮很大，给予一定陷阱深度让其嵌入山体）
        if (this.y + this.r * 0.6 > currentFloor && this.vy > 0) {
          let impactV = this.vy;
          this.y = currentFloor - this.r * 0.6;
          
          if (ph > 10 * sf || abs(this.vy) < 1.0 * sf || this.bounces > 1) {
            this.settle();
            
            // 巨星坠落：砸入星山时强力溅起大量的星辰碎片
            if (impactV > 2 * sf) {
              playShatter(impactV * 1.5); // 更大声的破碎
              
              // 【修改了代码：增大了月球砸落时产生的星辰碎片数量和喷射强度】
              let numFrags = floor(random(35, 60)); 
              for (let i = 0; i < numFrags; i++) {
                // 取一些随机的金黄色作为溅起的星辰碎片
                let fragCol = color(255, random(200, 255), random(50, 150));
                
                // 【修改了代码：算法改为使碎片在月亮底部的半圆弧线表面爆发性生成，符合真实的挤压喷溅】
                // 【修改了代码：扩大碎片的生成范围，使其同样出现在月亮的下方】
                let fragAngle = random(0, PI); // 底部的180度半圆区域
                let fx = this.x + cos(fragAngle) * this.r * random(0.2, 1.2);
                let fy = this.y + this.r * 0.2 + sin(fragAngle) * this.r * random(0.4, 1.2);

                let f = new Fragment(fx, fy, fragCol, this.r * 0.2);
                f.vy = random(-22 * sf, -5 * sf); // 强烈的爆发向上冲击
                f.vx = random(-18 * sf, 18 * sf) + this.vx; // 继承月球的一点横向速度
                fragments.push(f);
              }
            }
          } else {
            this.vy *= -0.2; // 月球太重，弹跳幅度很低
            this.vx *= 0.5;
            this.rotSpeed += this.vx * 0.01;
            this.bounces++;
            playClink(impactV);
          }
        }
      }

      settle() {
        this.settled = true;
        // 【修改了代码：取消了之前的 addPileH(增加堆积)，改为对下方的星星堆进行真实的物理受力下压排挤变形】
        let w = floor(this.r * 1.8); 
        for (let dx = -w; dx <= w; dx++) {
          let px = floor(this.x + dx);
          if (px >= groundStartX && px <= groundEndX) {
            // 利用余弦波形模拟真实的陨石坑受力形变：离中心近的地方深凹（正值），离中心远的地方受排挤物质隆起（负值）
            let distRatio = abs(dx) / w; 
            let impactShape = cos(distRatio * PI); 
            let crushAmount = impactShape * (this.r * 0.6); // 中心下陷量最大

            if (px >= 0 && px < pileHeights.length) {
              pileHeights[px] -= crushAmount; // 减去下陷值，也就是往下压
              if (pileHeights[px] < 0) pileHeights[px] = 0; // 限制不能低于地面
            }
          }
        }
      }

      render(targetCtx) {
        let isGraphics = targetCtx !== null && targetCtx !== undefined;
        let ctx = isGraphics ? targetCtx : window;

        if(isGraphics) ctx.push(); else push();
        if(isGraphics) ctx.translate(this.x, this.y); else translate(this.x, this.y);
        if(isGraphics) ctx.rotate(this.angle); else rotate(this.angle);
        
        let dc = isGraphics ? ctx.drawingContext : drawingContext;
        // 幽蓝色的巨大的发光阴影
        dc.shadowBlur = 60 * sf;
        dc.shadowColor = 'rgba(221, 9, 95, 0.9)';
        
        // 绘制预先渲染好的带有复杂立体和陨石坑纹理的月球图片，居中显示
        if(isGraphics) {
           ctx.imageMode(CENTER);
           ctx.image(moonImg, 0, 0);
        } else {
           imageMode(CENTER);
           image(moonImg, 0, 0);
        }
        
        if(isGraphics) ctx.pop(); else pop();
      }
    }

     // ==========================================
    // 面向对象定义：碎片类 (Fragment)
    // 逻辑类似于星星，但是体积小，有多边形边缘，且具有逐渐褪色的生命周期
    // ==========================================
    class Fragment {
      constructor(x, y, col, parentR) {
        // 从母体位置稍微散开一点诞生
        this.x = x + random(-parentR/2, parentR/2);
        this.y = y + random(-parentR/2, parentR/2);
        // 【修改指南】碎片爆裂抛散速度：修改这里可以控制碎片喷溅得有多远。
         // 碎片通常具有较大的喷溅横向速度和向上的抵抗重力的爆裂速度
        this.vx = random(-5 * sf, 5 * sf);
        this.vy = random(-6 * sf, -1 * sf); 
        // 【修改指南】碎片大小：修改 3, 8。
        this.r = random(3, 8) * sf; // 碎片极小，以利于表现出破碎的细腻感
        
         // 碎片初始旋转角度随机，旋转速度较快且随机，制造出碎片飞散时的翻滚效果
        this.angle = random(TWO_PI);
        this.rotSpeed = random(-0.3, 0.3); // 碎片旋转更剧烈
        
        this.baseColor = col; // 继承母星星颜色
        // 【修改指南】碎片透明度消散起点：255 为完全不透明。
        this.lifespan = 255;  // 透明度生命周期
        this.settled = false;
        
        // 随机生成包含 4 到 6 个顶点的多边形不规则轮廓
        this.vertices = [];
        let numPoints = floor(random(4, 7));
        for(let i=0; i<numPoints; i++) {
            let a = map(i, 0, numPoints, 0, TWO_PI);
            let rad = this.r * random(0.6, 1.4);
            this.vertices.push({ x: cos(a)*rad, y: sin(a)*rad });
        }
      }

      update(canPile) {
        this.vy += gravity;
        this.vx *= 0.99;
        this.vy *= 0.99;
        this.x += this.vx;
        this.y += this.vy;
        this.angle += this.rotSpeed;
        
        // 在前几秒不允许堆积成山时，碎片会快速消散死亡以免杂乱
        // 【修改指南】碎片消散速度：数字越大消失得越快。
        if (!canPile) {
           this.lifespan -= 4; 
        }
        
        if (this.x > groundStartX && this.x < groundEndX) {
            let ph = getPileH(this.x);
            let currentFloor = groundY - ph;

            if (this.y + this.r > currentFloor && this.vy > 0) {
                let impactV = this.vy;
                this.y = currentFloor - this.r;
                
                 // 碎片如果落在星堆上也会被“吞噬”留下
                if (canPile && (ph > 10 * sf || abs(this.vy) < 1.2 * sf)) {
                    this.settle();
                } else {
                    // 反弹损失的能量极多
                    this.vy *= -random(0.3, 0.5);
                    this.vx *= random(0.6, 0.8);
                    this.rotSpeed += this.vx * 0.05;
                     // 碎片碰撞时偶尔有极微弱的碎屑音
                    if (impactV > 2 * sf && random() < 0.2) playClink(impactV * 0.3);
                }
            }
        }
      }

      settle() {
        this.settled = true;
        addPileH(this.x, this.r);
      }

      render(targetCtx) {
        let isGraphics = targetCtx !== null && targetCtx !== undefined;
        let ctx = isGraphics ? targetCtx : window;

        if(isGraphics) ctx.push(); else push();
        if(isGraphics) ctx.translate(this.x, this.y); else translate(this.x, this.y);
        if(isGraphics) ctx.rotate(this.angle); else rotate(this.angle);
        
        let dc = isGraphics ? ctx.drawingContext : drawingContext;
         // 随着碎片的逐渐死亡（透明度变小），其发光效果也跟着减弱
        dc.shadowBlur = 10 * sf;
        dc.shadowColor = `rgba(255, 230, 0, ${map(this.lifespan, 0, 255, 0, 0.6)})`;
        
        // 【修改了代码：取消了之前的玻璃渐变质感，碎片同样恢复带有透明度衰减的纯色渲染】
        let c = color(red(this.baseColor), green(this.baseColor), blue(this.baseColor), this.lifespan);
        if(isGraphics) ctx.fill(c); else fill(c);
        if(isGraphics) ctx.stroke(c); else stroke(c);
        if(isGraphics) ctx.strokeWeight(3 * sf); else strokeWeight(3 * sf);
        if(isGraphics) ctx.strokeJoin(ROUND); else strokeJoin(ROUND);
        
        if(isGraphics) ctx.beginShape(); else beginShape();
        for(let v of this.vertices) {
          if(isGraphics) ctx.vertex(v.x, v.y); else vertex(v.x, v.y);
        }
        if(isGraphics) ctx.endShape(CLOSE); else endShape(CLOSE);
        
        if(isGraphics) ctx.pop(); else pop();
      }

      isOffScreen() {
        return (this.x < -100 * sf || this.x > width + 100 * sf || this.y > height + 100 * sf);
      }

      // 当透明度降至0及以下时判定彻底死亡
      isDead() {
        return this.lifespan <= 0;
      }
    }

    
// ==========================================
    // 面向对象定义：花朵类 (Flower)
    // 鼠标点击后从星堆生长，枝条具有贝塞尔曲线的动态延伸感
    // ==========================================
    // ==========================================
    // 面向对象定义：花朵类 (Flower)
    // 鼠标点击后从星堆生长，枝条具有贝塞尔曲线的动态延伸感
    // ==========================================
    class Flower {
      constructor(x, y) {
        this.startX = x;
        this.startY = y;
        
        let centerX = width / 2;
        let distFromCenter = x - centerX; 
        
        // 【新增】20% 的概率长出一朵没有枝条（直接贴合在星堆表面）的花
        this.hasStem = random() > 0.35; 
        
        if (this.hasStem) {
          // 【修改】引入极大的长度随机性 (0.3倍 ~ 3倍)
          // 3倍长度时，花朵的枝条会拉得极长，远远伸出星堆之外甚至屏幕边缘
          let lengthMulti = random(0.3, 3.0); 
          
          let upForce = random(-30, -100) * lengthMulti * sf;
          // 横向延伸同样受到长度倍增的影响，边缘处的花朵张力更夸张
          let sideForce = (distFromCenter / (width / 2)) * random(50, 200) * lengthMulti * sf; 
          sideForce += random(-40, 40) * sf; // 增加更多的随机歪斜感
          
          this.endX = this.startX + sideForce;
          this.endY = this.startY + upForce;

          // 调整贝塞尔曲线的控制点，使得特别长的枝条也能保持自然的抛物弯曲
          this.cp1X = this.startX + sideForce * random(0.1, 0.4);
          this.cp1Y = this.startY + upForce * random(0.5, 1.2);
          
          this.progress = 0; // 需要慢慢生长枝干
        } else {
          // 【新增】没有枝干的花，直接绽放在原点
          this.endX = this.startX;
          this.endY = this.startY;
          this.progress = 1; // 枝干生长进度直接填满，跳过生长期
        }
        
        this.bloomProgress = 0; 
        this.isGrown = false;   
        this.drawnToPile = false;
        
        // 幽蓝色或紫色的配色池
        let colorPicker = random();
        if (colorPicker < 0.22) {
          this.color = color(50, 150, 255); 
          } else if (colorPicker < 0.50) {
          this.color = color(243, 13, 13); 
        } else if (colorPicker < 0.66) {
          this.color = color(150, 50, 255); 
        } else if (colorPicker < 0.80) {
          this.color = color(250, 167, 56); 
        } else {
          this.color = color(70, 206, 73); 
        }
        
        this.petalCount = floor(random(4, 7)); 
        this.flowerSize = random(12, 40) * sf; // 让花朵尺寸的随机范围更大一点
      }
      
      update() {
        if (this.progress < 1) {
          this.progress += 0.03; 
          if (this.progress > 1) this.progress = 1;
        } 
        else if (this.bloomProgress < 1) {
          // 【优化】开花速度稍微调慢一点，长枝条开花时会显得更柔和优雅
          this.bloomProgress += 0.04; 
          if (this.bloomProgress > 1) {
             this.bloomProgress = 1;
             this.isGrown = true; 
          }
        }
      }
      
      render(targetCtx) {
        let isGraphics = targetCtx !== null && targetCtx !== undefined;
        let ctx = isGraphics ? targetCtx : window;
        let dc = isGraphics ? ctx.drawingContext : drawingContext;

        if (isGraphics) ctx.push(); else push();
        
        // 1. 【新增】只有包含枝干的花，才画贝塞尔曲线枝条
        if (this.hasStem) {
          dc.shadowBlur = 10 * sf;
          dc.shadowColor = 'rgba(0, 255, 200, 0.6)';
          if(isGraphics) {
              ctx.noFill();
              ctx.stroke(100, 255, 200, 200); 
              ctx.strokeWeight(2.5 * sf);
              ctx.beginShape();
          } else {
              noFill();
              stroke(100, 255, 200, 200);
              strokeWeight(2.5 * sf);
              beginShape();
          }

          for(let t = 0; t <= this.progress; t += 0.05) {
              let currX = (1-t)*(1-t)*this.startX + 2*(1-t)*t*this.cp1X + t*t*this.endX;
              let currY = (1-t)*(1-t)*this.startY + 2*(1-t)*t*this.cp1Y + t*t*this.endY;
              if(isGraphics) ctx.vertex(currX, currY); else vertex(currX, currY);
          }
          let finalX = (1-this.progress)*(1-this.progress)*this.startX + 2*(1-this.progress)*this.progress*this.cp1X + this.progress*this.progress*this.endX;
          let finalY = (1-this.progress)*(1-this.progress)*this.startY + 2*(1-this.progress)*this.progress*this.cp1Y + this.progress*this.progress*this.endY;
          if(isGraphics) ctx.vertex(finalX, finalY); else vertex(finalX, finalY);
          
          if(isGraphics) ctx.endShape(); else endShape();
        }
        
        // 2. 绘制绽放的花朵（无枝条的花会因为 progress 初始为 1 而直接开始画这部分）
        if (this.progress >= 1 && this.bloomProgress > 0) {
            if(isGraphics) {
                ctx.translate(this.endX, this.endY);
                ctx.noStroke();
            } else {
                translate(this.endX, this.endY);
                noStroke();
            }
            
            dc.shadowBlur = 15 * sf;
            dc.shadowColor = `rgba(${red(this.color)}, ${green(this.color)}, ${blue(this.color)}, 0.9)`;
            
            let c = color(red(this.color), green(this.color), blue(this.color), 220);
            if(isGraphics) ctx.fill(c); else fill(c);

            for (let i = 0; i < this.petalCount; i++) {
                let angle = i * TWO_PI / this.petalCount;
                let petalR = this.flowerSize * this.bloomProgress;
                
                if(isGraphics) {
                    ctx.push();
                    ctx.rotate(angle);
                    ctx.ellipse(petalR/2, 0, petalR, petalR/3); 
                    ctx.pop();
                } else {
                    push();
                    rotate(angle);
                    ellipse(petalR/2, 0, petalR, petalR/3);
                    pop();
                }
            }
            
            // 花蕊发光
            if(isGraphics) {
                ctx.fill(255, 255, 255, 255);
                ctx.circle(0, 0, this.flowerSize * 0.25 * this.bloomProgress);
            } else {
                fill(255, 255, 255, 255);
                circle(0, 0, this.flowerSize * 0.25 * this.bloomProgress);
            }
        }
        
        if (isGraphics) ctx.pop(); else pop();
      }
    }

// ── index1.html
<!DOCTYPE html>
<html lang="zh">
<head>
  <meta charset="UTF-8">
  <!-- 适配移动端，禁止用户缩放页面和双击引发的异常操作 -->
  <meta name="viewport" content="width=device-width, initial-scale=1.0, maximum-scale=1.0, user-scalable=no">
  <title>深空玻璃星堆积</title>
  <style>
    /* 全局样式重置与背景设定 */
    body {
      margin: 0;
      padding: 0;
      overflow: hidden; /* 隐藏滚动条 */
      /* 【修改指南】网页备用背景色：如果画布没加载出来会显示这个颜色 */
      background-color: #0a143c;; /* 备用深蓝背景，以防 Canvas 加载失败 */
      touch-action: none; /* 禁用浏览器的默认触摸动作，如滑动返回或下拉刷新 */
      -webkit-touch-callout: none; /* 禁用 iOS 上的长按菜单 */
      user-select: none; /* 禁止选中文本 */
    }
    canvas {
      display: block; /* 消除 canvas 默认的底部间隙 */
    }
  </style>
    <!-- 引入 p5.js 核心绘图库 -->
  <script src="https://cdnjs.cloudflare.com/ajax/libs/p5.js/1.9.0/p5.min.js"></script>
</head>
<body>
  <button id="fsBtn" onclick="toggleFullScreen()">全屏</button>
  <script>
    // ==========================================
    // 全局变量与系统状态定义
    // ==========================================
    let groundPoints = []; // 存储地面手绘线条的顶点坐标
    let stars = [];        // 存储当前正在掉落或弹跳的星星对象
    let fragments = [];    // 存储当前屏幕上的星星碎片对象
    let groundStartX, groundEndX, groundY; // 地面的起点X、终点X以及Y轴高度
    
    let flowers = [];      // 【新增】存储生长中的花朵对象

    // 【修改指南】全局重力：加大该值（如 0.5）星星下落更快、反弹更急促；减小（如 0.1）则像在水中或太空一样轻飘飘。
    let gravity = 0.25;    // 全局重力加速度
    let sf = 1;            // Scale Factor (缩放因子)，用于适配各种大小的屏幕          

    // 堆积系统相关变量
    let pileHeights = [];  // 记录屏幕每个X坐标上的星星堆积高度（数组索引代表X坐标）
    let pileGraphics = null; // 离屏画布（p5.Graphics），用于将静止的星星永久画在上面，避免每一帧重复计算成千上万个对象导致卡顿
    let lastWindowW, lastWindowH; // 记录上一次的窗口宽高，用于防抖动
     let bgGraphics = null;   // 【新增】深蓝色星空背景画布缓存

    // 流程控制相关变量
    let hasStarted = false; // 标记用户是否已经点击了屏幕并开始播放动画
    let appStartTime = 0;   // 记录动画开始的精确时间（毫秒），用于控制掉落节奏

    // Web Audio API 音效上下文
    let audioCtx;           // 浏览器原生的音频处理上下文
    let lastClinkTime = 0;  // 记录上一次播放碰撞声的时间，用于音频节流（防重叠杂音）
    let lastShatterTime = 0;// 记录上一次播放破碎声的时间，用于音频节流

    // 【新增】月亮相关变量
    let moon = null;
    let moonSpawned = false;
    let moonImg = null;     // 存储预渲染的复杂玻璃纹理月球图形

     

     // ==========================================
    // p5.js 生命周期函数：初始化 (setup)
    // ==========================================
    function setup() {
      // 获取当前窗口宽高，防范极个别情况下宽高等于0导致的崩溃
      lastWindowW = max(windowWidth, 1);
      lastWindowH = max(windowHeight, 1);
      // 创建铺满全屏的主画布
      createCanvas(lastWindowW, lastWindowH);
      // 初始化所有的物理和视觉系统
      initSystem();
    }

   // ==========================================
    // p5.js 生命周期函数：窗口尺寸改变 (windowResized)
    // ==========================================
    function windowResized() {
      // 只有当窗口尺寸发生足够大的实质性变化时，才重新初始化画布
      // 这里的阈值（宽度差>10或高度差>100）是为了防止手机端上下滑动时，地址栏收缩引起的频繁重绘
      if (windowWidth > 0 && windowHeight > 0 && 
         (abs(windowWidth - lastWindowW) > 10 || abs(windowHeight - lastWindowH) > 100)) {
        lastWindowW = windowWidth;
        lastWindowH = windowHeight;
        
        // 销毁旧的离屏画布，释放内存
        let oldGraphics = pileGraphics;
        pileGraphics = null; 
        
        // 调整主画布大小
        resizeCanvas(windowWidth, windowHeight);
        if (oldGraphics) oldGraphics.remove(); 
        
        // 重新初始化系统以适应新尺寸
        initSystem();
      }
    }

     // ==========================================
    // 系统初始化与重置逻辑
    // ==========================================
    function initSystem() {
      // 清空各种数组缓存
      groundPoints = [];
      stars = [];
      fragments = [];
      
      flowers = []; // 【新增】重置画布时清空花朵

      // 【新增】重置月球状态
      moonSpawned = false;
      moon = null;

      // 根据当前屏幕的最小边长计算动态缩放因子 (sf)
      // 确保手机上看着不嫌大，电脑显示器上看着不嫌小
      sf = map(min(width, height), 350, 1200, 0.6, 1.3, true);
      gravity = 0.25 * sf; // 重力也随屏幕缩放等比例调整

       // 根据设备类型（通过屏幕宽度粗略判断）设定两侧边距
      let isMobile = width < 768;
      // 【修改指南】地面两边的留白间距：0.1代表10%，0.2代表20%。修改可让山堆得更宽或更窄。
      let marginX = isMobile ? width * 0.15 : width * 0.25; // 手机端边距窄，电脑端边距宽
      
      // 计算地台的坐标范围
      groundStartX = marginX;
      groundEndX = width - marginX;
      
      // 【修改指南】地面高度：(6 / 7) 表示距离屏幕顶部 6 / 7 的位置，也就是距离底部 1/7。
      // 若想改回原来的高度，可将其修改为 `height * 0.8` 或 `height * (4/5)`。
      groundY = height * (6/7); 

        // 初始化堆积高度数组，长度为屏幕宽度，初始高度均为0
      pileHeights = new Array(max(width, 1)).fill(0);
      
       // 创建与主画布等大的离屏画布，用于缓存静止不动的元素
      if (pileGraphics) pileGraphics.remove();
      pileGraphics = createGraphics(max(width, 1), max(height, 1));


            if (bgGraphics) bgGraphics.remove();
      bgGraphics = createGraphics(max(width, 1), max(height, 1));
      let bgCtx = bgGraphics.drawingContext;
      let bgGrad = bgCtx.createLinearGradient(0, 0, 0, height);
      bgGrad.addColorStop(0, '#060b1e'); // 深邃幽暗的太空顶端
      bgGrad.addColorStop(1, '#1b2d5a'); // 稍亮的地平线
      bgCtx.fillStyle = bgGrad;
      bgCtx.fillRect(0, 0, width, height);
      bgGraphics.noStroke();
      // 画一些繁星点点
      for (let i = 0; i < 250; i++) {
        bgGraphics.fill(255, 255, 255, random(30, 220));
        bgGraphics.circle(random(width), random(height), random(0.5, 2.5) * sf);
      }

      // ---------------- 生成手绘风格的地面线条 ----------------
      let segments = floor((groundEndX - groundStartX) / 4); // 每 4 个像素切分一段
      let noiseOffset = random(1000); // 随机一个柏林噪声的起点，让每次加载时的地形都略有不同
      
      for (let i = 0; i <= segments; i++) {
        let x = map(i, 0, segments, groundStartX, groundEndX);
        
        // 使用柏林噪声 (noise) 制造平缓起伏，结合完全随机 (random) 制造笔触抖动感
        // 【修改指南】地面线条的波浪起伏度：修改 5 和 -5。若改为 0 则是笔直的线。
        let y = groundY + map(noise(noiseOffset), 0, 1, -5 * sf, 5 * sf) + random(-1, 1);
        groundPoints.push({ x: x, y: y });
        noiseOffset += 0.08; // 推进噪声步长
      }

      // 【新增】生成具有真实月球纹理和玻璃质感的月牙图像缓存
      // 【修改了代码：增大了月亮的体积系数】
      let mr = 160 * sf; // 月亮基础半径系数
      if (moonImg) moonImg.remove();
      moonImg = createGraphics(mr * 3, mr * 3);
      moonImg.pixelDensity(1); 
      
      moonImg.noStroke();
      // 【修改了代码：取消了透明度，使用了实心蓝色基底以表现厚重感，使其不再透明】
      moonImg.fill(250, 130, 180, 255);
      moonImg.circle(mr * 1.5, mr * 1.5, mr * 2.2);
      // 使用 erase 擦除出一个较细的月牙的形状
      moonImg.erase();
      // 【修改了代码：微调偏移量和擦除圆的直径，切出极其细长锐利的新月】
      moonImg.circle(mr * 1.5 - mr * 0.15, mr * 1.5 - mr * 0.15, mr * 2.10);
      moonImg.noErase();
      
      // 限制后续的绘制仅在月牙内部 (source-atop 混合模式)
      moonImg.drawingContext.globalCompositeOperation = 'source-atop';
      
      // 绘制月球真实陨石坑纹理
      // 【修改了代码：陨石坑也调整为不透明，并且增加了高光侧边，体现3D凹凸感】
      for(let i = 0; i < 200; i++) {
        let cx = random(moonImg.width);
        let cy = random(moonImg.height);
        let cr = random(3 * sf, 18 * sf);
        // 陨石坑边缘亮色（高光），中心暗色（阴影），叠加噪点
        moonImg.fill(255, 200, 230, 180);
        moonImg.circle(cx - cr*0.1, cy - cr*0.1, cr);
        moonImg.fill(160, 50, 100, 255);
        moonImg.circle(cx, cy, cr * 0.9);
      }
      
      // 增加玻璃般通透的高光渐变覆盖层
      // 【修改了代码：改用径向渐变 (Radial Gradient) 来为月亮整体打光，模拟球体在太空受单侧光源照射的强烈立体感】
       let mGrad = moonImg.drawingContext.createRadialGradient(mr * 1.2, mr * 1.2, mr * 0.1, mr * 1.5, mr * 1.5, mr * 2.2);
      mGrad.addColorStop(0, 'rgba(255, 255, 255, 0.9)');   // 迎光面明亮
      mGrad.addColorStop(0.5, 'rgba(230, 100, 150, 0.5)'); // 侧边过渡粉色
      mGrad.addColorStop(1, 'rgba(100, 20, 50, 0.9)');      // 背光面深粉色
      moonImg.drawingContext.fillStyle = mGrad;
      moonImg.rect(0, 0, mr * 3, mr * 3);
    }

    // ==========================================
    // 音频合成系统 (Web Audio API)
    // ==========================================
    // 采用代码实时生成音效（合成器原理），而非播放MP3音频文件
    
    // 初始化音频上下文，浏览器要求必须在用户交互（如点击）后才能恢复播放
    function initAudio() {
      if (!audioCtx) {
        audioCtx = new (window.AudioContext || window.webkitAudioContext)();

        // 【新增代码】立刻播放一段听不见的空声音，强行解锁 iOS/Mac 等浏览器的音频限制
    let osc = audioCtx.createOscillator();
    let gain = audioCtx.createGain();
    gain.gain.value = 0; // 设为静音
    osc.connect(gain);
    gain.connect(audioCtx.destination);
    osc.start(audioCtx.currentTime);
    osc.stop(audioCtx.currentTime + 0.01);
      }
      if (audioCtx.state === 'suspended') {
        audioCtx.resume();
      }
    }

    // 合成并播放玻璃的“叮”声（普通碰撞）
    function playClink(velocity) {
      if (!audioCtx) return;

      // 节流：30毫秒内不重复播放，防止声音炸麦
      // 【修改指南】声音节流（毫秒）：如果觉得声音太吵、杂音太多，把 40 改大（如 80）；觉得声音太稀疏，改小。
      if (millis() - lastClinkTime < 50) return; 
      lastClinkTime = millis();
      
      let now = audioCtx.currentTime;
      let osc = audioCtx.createOscillator(); // 振荡器（声源）
      let gain = audioCtx.createGain();      // 增益节点（控制音量）   
      
      osc.connect(gain);
      gain.connect(audioCtx.destination);
      
      osc.type = 'triangle'; // 使用三角波，其高频谐波特性非常类似敲击玻璃的清脆声
      // 【修改指南】玻璃敲击声频率：修改 2500, 4500。数值越大声音越尖锐，数值越小声音越沉闷。
      osc.frequency.setValueAtTime(random(2500, 4500), now); // 随机一个偏高的频率
      
      // 根据撞击的相对速度计算音量大小
      let vol = map(velocity, 0, 15 * sf, 0, 0.2);
      vol = constrain(vol, 0.01, 0.3); // 限制最大音量
      
      // 控制声音包络 (Envelope)：瞬间达到最大音量，然后迅速衰减，模拟打击乐器特性
      gain.gain.setValueAtTime(0.001, now);
      gain.gain.linearRampToValueAtTime(vol, now + 0.002);
      gain.gain.exponentialRampToValueAtTime(0.001, now + 0.15);
      
      osc.start(now);
      osc.stop(now + 0.2); // 播放 0.2 秒后停止
    }

     // 合成并播放玻璃的破碎声（强烈撞击并裂开）
    function playShatter(velocity) {
      if (!audioCtx) return;
      if (millis() - lastShatterTime < 50) return; // 节流
      lastShatterTime = millis();
      
      playClink(velocity); // 破碎时肯定伴随一次强烈的碰撞声
      
      let now = audioCtx.currentTime;
      // 【修改指南】破碎杂音的层数：修改 4, 7。越多听起来越碎，但也越消耗性能。
      let numShards = floor(random(4, 7)); // 模拟多个细小碎片的杂音
      
      // 同时触发多个高频的正弦波，制造嘈杂刺耳的碎裂质感
      for (let i = 0; i < numShards; i++) {
        let osc = audioCtx.createOscillator();
        let gain = audioCtx.createGain();
        osc.connect(gain);
        gain.connect(audioCtx.destination);
        
        osc.type = 'sine'; // 正弦波比较纯粹
        osc.frequency.setValueAtTime(random(3000, 8000), now); // 极高的随机频率
        
        let vol = map(velocity, 0, 15 * sf, 0, 0.1) * random(0.5, 1.2);
        vol = constrain(vol, 0.01, 0.15);
        
        let startTime = now + random(0, 0.08); // 让各个碎片的杂音错开几毫秒，增强颗粒感
        
        gain.gain.setValueAtTime(0.001, startTime);
        gain.gain.linearRampToValueAtTime(vol, startTime + 0.005);
        gain.gain.exponentialRampToValueAtTime(0.001, startTime + random(0.05, 0.2));
        
        osc.start(startTime);
        osc.stop(startTime + 0.25);
      }
    }

     // ==========================================
    // 用户交互控制
    // ==========================================
    // 当鼠标点击或手机触屏时触发
   /* function mousePressed() {
      if (!hasStarted) {
        let cx = width / 2;
        let cy = height / 2;
        let r = 35 * sf;  // 这个半径需要与 initial star 设定的体积相匹配
        // 计算点击位置到屏幕中心的距离，判断是否点击在了星星的有效区域内
        if (dist(mouseX, mouseY, cx, cy) < r * 2.5) {
            initAudio();            // 解锁浏览器的音频播放限制
          hasStarted = true;      // 更改系统状态为已开始
          appStartTime = millis();// 记录当下的时间戳，作为掉落动画的零点
        }
      }
    }*/


// ==========================================
    // 用户交互控制
    // ==========================================
    function mousePressed() {
      if (!hasStarted) {
        let cx = width / 2;
        let cy = height / 2;
        let r = 35 * sf;  
        if (dist(mouseX, mouseY, cx, cy) < r * 2.5) {
            initAudio();
            fullscreen(true);            
          hasStarted = true;      
          appStartTime = millis();
        }
      } else {
        // 【新增逻辑】如果动画已开始，且月亮已经落地，则检测种花
        if (moon && moon.settled) {
          // 获取鼠标X坐标处星星堆的表面高度
          let ph = getPileH(mouseX);
          let currentFloor = groundY - ph;
          
          // 判断点击位置是否在星星堆的表面或浅层内部（带有一点上下容错判定）
          if (mouseY > currentFloor - 30 * sf && mouseY < groundY + 50 * sf) {
            flowers.push(new Flower(mouseX, mouseY));
            playClink(4 * sf); // 种花时伴随微弱的脆响
          }
        }
      }
    }




       // ==========================================
    // 物理引擎辅助函数：堆积算法
    // ==========================================
    // 获取横坐标 x 对应的当前堆积高度
    function getPileH(x) {
      let ix = floor(x);
      // 确保不越界
      if (ix >= 0 && ix < pileHeights.length) return pileHeights[ix];
      return 0;
    }

    // 当一颗星星或碎片沉底时，将它的体积转化为附近一片区域的高度的增加
    function addPileH(x, r) {
      // 【修改指南】堆积扩散范围：1.5 这个乘数越大，星星落下去产生的坡度越平缓。
      let w = floor(r * 1.5); // 星星影响的横向范围（宽度）
      // 【修改指南】堆积的极限高度：这里设为距离屏幕顶部 1/7 的位置。可修改分母调整最高点。
      let maxH = groundY - (height / 7); // 设定堆积的极限高度（距离顶部 1/7 的位置）
      
       // 遍历以 X 为中心，左右范围内的像素
      for (let dx = -w; dx <= w; dx++) {
        let px = floor(x + dx);
        if (px >= groundStartX && px <= groundEndX) {
         // 利用余弦曲线 (cosine curve) 的平滑隆起特性，模拟自然沙堆/星堆的鼓包形状
            let addedH = cos(map(dx, -w, w, -HALF_PI, HALF_PI)) * (r * 0.8);
          
          if (px >= 0 && px < pileHeights.length) {
            let currentH = pileHeights[px];
             // 智能封顶逻辑：如果当前高度快达到我们预设的最大高度了，
            // 就将新加的高度乘以一个渐缩的系数，使其越接近最高点加得越少，达到平滑停止的效果
            let factor = map(currentH, maxH * 0.8, maxH, 1, 0, true);
            pileHeights[px] += addedH * factor;
          }
        }
      }
    }

    // ==========================================
    // p5.js 生命周期函数：逐帧渲染 (draw)
    // ==========================================
    function draw() {
        // 1. 绘制深蓝色背景
      // 【修改指南】画布背景色：参数分别是 (红, 绿, 蓝)。修改它们可改变天空的颜色。
      if (bgGraphics) {
        image(bgGraphics, 0, 0);
      } else {
        background(6, 11, 30);
      }


      // 2. 拦截判断：如果还没点击开始，就在画面中央绘制等待交互的粗糙星星，并直接结束当前帧渲染
      if (!hasStarted) {
        drawStartStar();
        return; 
      }

      // 3. 绘制地面结构（两条发着微光的细线叠加模拟手绘感）
      push();
      // 【修改指南】地面线条的颜色与透明度：rgba模式或rgb模式，最后一个参数控制透明度。
      stroke(179, 17, 71, 50);  // 主线颜色 
      strokeWeight(3 * sf);
      noFill();
      drawingContext.shadowBlur = 10; // HTML5 Canvas 原生的发光属性
      drawingContext.shadowColor = 'rgba(150, 200, 255, 0.5)';
      
      beginShape();
      for (let pt of groundPoints) vertex(pt.x, pt.y);
      endShape();
      
      stroke(249, 191, 210, 20);     // 辅线颜色（较浅，错位形成潦草感）
      strokeWeight(1 * sf);
      drawingContext.shadowBlur = 0; 
      beginShape();
      for (let pt of groundPoints) vertex(pt.x, pt.y + random(-1, 2));
      endShape();
      pop();

       // 4. 将此前已经完全静止并压扁的星星图层（离屏缓存）合并绘制到主画面上
      if (pileGraphics && pileGraphics.width > 0 && pileGraphics.height > 0 && 
          pileGraphics.canvas && pileGraphics.canvas.width > 0 && pileGraphics.canvas.height > 0) {
        try {
          image(pileGraphics, 0, 0); // 将缓冲图作为图片盖在屏幕上
        } catch(e) {}
      }

       // 5. 计算当前程序流逝的时间
      let elapsedTime = millis() - appStartTime;
      let canPile = elapsedTime > 1000; // 动画开始 1 秒后才允许星星融合进星堆中

       // ==========================================
      // 核心业务：控制星星的生成曲线 (Spawner Logic)
      // 需求：开始非常多 -> 形成三角形堆积 -> 逐渐减少 -> 最后剩一两个 -> 停止
      // ==========================================
      // ==========================================
      // 【修改指南】星星生成数量与节奏曲线
      // ==========================================
      let spawnProb = 0; // 每帧生成星星的期望数量（概率）

      if (elapsedTime < 1000) {
         // [0秒 - 1秒] 刚起步阶段
        // 【修改指南】第0~1秒：修改 30。数字越大，初始掉落越稀疏（例如60即每秒只掉1颗）。
        if (frameCount % 60 === 0) spawnProb = 1;
      } else if (elapsedTime < 5000) {
         // [1秒 - 3秒] 暴雨期：以最高速率大量生成星星迅速建构星堆的基础
        // 【修改这里】：将 map 函数的最后两个参数 `4, 3` 改小，比如改成 `2, 1` 或 `1.5, 0.5`
        // 这代表将原本每帧掉落 4~3 颗，降低为每帧掉落 2~1 颗
        // 【修改指南】第1~3秒（暴雨期）：修改 2, 1。这代表每帧从2颗线性衰减到1颗。改小（如 1, 0.5）星星就会变少。
        spawnProb = map(elapsedTime, 1000, 5000, 1.8, 0.9);
      } else if (elapsedTime < 12000) {
         // [3秒 - 9秒] 缓和期：数量开始平滑下降，让山顶逐渐成型
        // 【修改指南】第3~9秒（缓和期）：从每帧 1.5 颗降到 0.1 颗。
        spawnProb = map(elapsedTime, 5000, 12000, 0.9, 0.2); 
      } else if (elapsedTime < 15000) {
         // [9秒 - 12秒] 收尾期：天上只掉落寥寥无几的一两颗星星
        // 【修改指南】第9~12秒（收尾期）：从每帧 0.1 颗降到 0 颗（彻底停止）。
        spawnProb = map(elapsedTime, 12000, 15000, 0.2, 0);
      } else {
        // [12秒之后] 完全停止生成，留白展示星堆
        spawnProb = 0; 
      }
        // 执行生成逻辑：处理期望数量的整数部分和小数部分
      let spawnCount = floor(spawnProb); // 必须要生成的整数个
      let fractionalProb = spawnProb - spawnCount; // 小数部分作为随机生成的概率
      
      
      for (let i = 0; i < spawnCount; i++) {
        spawnStar();
      }
      if (random() < fractionalProb) {
        spawnStar();
      }

      // 【新增】当时间抵达 16000（16秒）时，触发月牙掉落
      if (elapsedTime > 16000 && !moonSpawned) {
        spawnMoon();
        moonSpawned = true;
      }

      // 6. 遍历、更新并渲染所有活跃的星星
      // 使用倒序遍历（i--），因为在循环内部如果星星静止了会被我们从数组里删掉，正序遍历会导致跳过元素报错
      for (let i = stars.length - 1; i >= 0; i--) {
        let s = stars[i];
        s.update(canPile); // 更新物理位置
        
         if (s.settled) {
          // 如果星星已沉入星山（静止），将它画入离屏缓存区，并从活跃列表中移除
          if (pileGraphics) s.render(pileGraphics);
          stars.splice(i, 1);
        } else if (s.shattered) {
          // 如果星星摔碎了，调用爆炸函数产生碎片并移除自身
          s.explode(); 
          stars.splice(i, 1);
        } else if (s.isOffScreen()) {
          // 如果弹飞出了屏幕，清理掉防止内存泄漏
          stars.splice(i, 1);
        } else {
          // 如果还在活跃运动，就直接画在主屏幕上
          s.render(null); 
        }
      }

      // 7. 遍历、更新并渲染所有活跃的碎片
      for (let i = fragments.length - 1; i >= 0; i--) {
        let f = fragments[i];
        f.update(canPile);
        
        if (f.settled) {
          if (pileGraphics) f.render(pileGraphics);
          fragments.splice(i, 1);
        } else if (f.isOffScreen() || f.isDead()) {
            // 碎片超出屏幕，或寿命耗尽（变透明）时移除
          fragments.splice(i, 1);
        } else {
          f.render(null);
        }
      }

      // 【新增】 8. 独立更新和渲染月亮
      if (moon) {
        moon.update(canPile);
        if (moon.settled) {
          if (pileGraphics && !moon.drawnToPile) {
            moon.render(pileGraphics);
            moon.drawnToPile = true;
          }
        } else {
          moon.render(null);
        }
      }

      // 【新增】 9. 遍历、更新并渲染生长的花朵
      for (let i = flowers.length - 1; i >= 0; i--) {
        let f = flowers[i];
        f.update();
        
        if (f.isGrown) {
          // 如果花朵已经完全开完，将它永久画在缓存画布上并移除活跃对象
          if (pileGraphics && !f.drawnToPile) {
            f.render(pileGraphics);
            f.drawnToPile = true;
          }
          flowers.splice(i, 1);
        } else {
          // 正在生长的花，在主屏幕上实时渲染
          f.render(null);
        }
      }

    }

     // ==========================================
    // 实例化一颗新星星并推入数组
    // ==========================================
    function spawnStar() {
        // 产生正态分布（高斯分布）的随机X坐标
      // 均值为屏幕中央，标准差为屏幕宽度的1/5。这使得大多数星星会落在正中间，自然堆积出山峰形态
      // 【修改指南】掉落宽度分布：width / 5 代表高斯分布的标准差，改小会让星星更集中在画面正中心坠落。
      let x = randomGaussian(width / 2, width / 5); 
      x = constrain(x, groundStartX + 10 * sf, groundEndX - 10 * sf);
      // 限制星星不要落到边界外面去
      let y = -50 * sf; // 初始Y坐标位于屏幕顶端之外
      let vx = random(-1.5 * sf, 1.5 * sf); // 给予轻微的左右初速度
      // 【修改指南】初始下坠速度：修改 2。数值越大，刚出生时砸下来的速度越狠。
      let vy = random(0, 2 * sf); // 初始下落速度
      
      stars.push(new Star(x, y, vx, vy));
    }

    // 【新增】实例化一轮大月牙
    function spawnMoon() {
      // 【修改了代码：使月亮从右侧很高的高空生成】
      let x = width * 0.5 ;// random(-width/10, width/10);
      // 【修改了代码：调高初始下落位置以适应更庞大的月亮】
      let y = -600 * sf; 
      // 【修改了代码：增大了月亮的体积】
      let r = 180 * sf;  
      moon = new Moon(x, y, r);
      // 【修改了代码：给予月亮轻微的向左速度，使它向中心倾斜砸去】
      moon.vx = random(4 * sf, -1 * sf);
    }

    // ==========================================
    // 绘制游戏初始的交互触发星星 (极致粗糙幼稚版)
    // ==========================================
    // ==========================================
    // 绘制游戏初始的交互触发星星
    // ==========================================
    function drawStartStar() {
      let cx = width / 2;
      let cy = height / 2;
      // 【修改指南】初始星星的体积：修改 35。想要更大就改为 50 或 60。
      let r = 30 * sf; 

      push();
      // 将画布的原点 (0,0) 移动到星星顶端那个角的附近，而不是星星中心
      // 这样使用 rotate 旋转时，它就会像挂钟的钟摆一样绕着顶端摇晃
      translate(cx, cy - r);
      // 利用正弦函数和经过的时间毫秒，计算出一个往复循环的摇摆角度
      let swingAngle = sin(millis() * 0.005) * PI / 6; 
      rotate(swingAngle);
      // 再施加一个高频且幅度随机的平移，产生强烈的帕金森般的手绘“抖动感”
      // 【修改指南】帕金森手绘抖动幅度：修改 2.5。改大星星晃得更剧烈。
      translate(random(-2.5, 2.5) * sf, random(-2.5, 2.5) * sf);
      // 把原点移回星星几何中心，以方便接下来的定点绘制
      translate(0, r);

      // 【修改指南】初始星星的辉光：修改 50 可以控制光晕的大小。
      // 发出的光芒再强一些（通过调大 shadowBlur 属性）
      drawingContext.shadowBlur = 70 * sf; 
      drawingContext.shadowColor = 'rgba(255, 255, 100, 1)'; 

      let npoints = 5;
      let angle = TWO_PI / npoints;
      let halfAngle = angle / 2.0;
      
      // 用整数的帧数控制噪声变化率，让图形有逐帧抽搐的定格动画感（“沸腾线条”效果）
      let noiseTime = floor(frameCount / 4);

      // 【修改指南】不对称外角比例：五个数字代表5个外尖角的长度比例，改动它们会让星星向不同方向畸变。越接近1越规整。
      let outRatios = [1.1, 0.95, 1.05, 0.9, 1.15];
      // 【修改指南】钝角（内凹陷）比例：原本的值是0.45(非常尖锐)。改成 0.5~0.6 之间，角会稍微胖一些，但仍保留星星的形状。
      let inRatios = [0.55, 0.5, 0.6, 0.45, 0.55];

      // --- 第一层：带有透明度的黄色实体填充 ---
      fill(255, 230, 50, 250);
      noStroke();
      beginShape();
      // 循环五次，画五角星的五组尖角和凹角
      for (let i = 0; i < npoints; i++) {
        let a = -HALF_PI + i * angle;
        // 应用不对称乘数 (outRatios[i]) 
        // 关键1：通过 i * 100 这个固定间隔传入柏林噪声，导致每个角畸变程度极大且长短不一（歪七扭八的根源）
        // 关键2：再加上 noiseTime 带来实时变化
        // 【已修改】将波动范围缩小为 0.9~1.1，减小畸变程度
        let baseR2 = r * outRatios[i] * map(noise(i * 100, noiseTime), 0, 1, 0.9, 1.1); 
        vertex(cos(a) * baseR2, sin(a) * baseR2);
        
        let a_in = a + halfAngle;
        // 应用高数值的内凹乘数 (inRatios[i])，使角变钝
        // 【已修改】将波动范围缩小为 0.9~1.1
        let baseR1 = r * inRatios[i] * map(noise(i * 100 + 50, noiseTime), 0, 1, 0.9, 1.1);
        vertex(cos(a_in) * baseR1, sin(a_in) * baseR1);
      }
      endShape(CLOSE);

      // --- 第二层：重复叠加凌乱的多重外部轮廓描边 ---
      noFill();
      stroke(255, 255, 120);
      strokeWeight(2.5 * sf);
      strokeJoin(ROUND); // 保证线条转折处是圆滑的
      drawingContext.shadowBlur = 25 * sf; // 线条本身的次级微弱光晕
      
      for (let j = 0; j < 3; j++) {  // 叠 4 层凌乱的笔触
        beginShape();
        for (let i = 0; i < npoints; i++) {
             // 这里 j*10 使每一层的轮廓都跟其他层偏移一段距离，形成涂鸦不规整重复描边的效果
          let a = -HALF_PI + i * angle + map(noise(i*20, j*10), 0,1, -0.2, 0.2); // 角度都歪了
          let r2 = r * outRatios[i] * map(noise(i*100, noiseTime, j*10), 0, 1, 0.9, 1.1);
          vertex(cos(a) * r2, sin(a) * r2);
          
          let a_in = a + halfAngle + map(noise(i*20 + 5, j*10), 0,1, -0.2, 0.2);
          let r1 = r * inRatios[i] * map(noise(i*100+50, noiseTime, j*10), 0, 1, 0.9, 1.1);
          vertex(cos(a_in) * r1, sin(a_in) * r1);
        }
        endShape(CLOSE);
      }
      pop();
    }

    // ==========================================
    // 辅助工具：生成一颗常规掉落的手绘风五角星的点阵
    // ==========================================
    function generateHandDrawnStar(r1, r2, npoints) {
      let pts = [];
      let angle = TWO_PI / npoints;
      let halfAngle = angle / 2.0;
      for (let a = -HALF_PI; a < TWO_PI - HALF_PI; a += angle) {
         // 给内外圆半径分别加入一点噪波扰动，使得角不要太平滑锐利
        let r2_noise = r2 + random(-r2 * 0.15, r2 * 0.15);
        pts.push({ x: cos(a) * r2_noise, y: sin(a) * r2_noise });
        let r1_noise = r1 + random(-r1 * 0.25, r1 * 0.25);
        pts.push({ x: cos(a + halfAngle) * r1_noise, y: sin(a + halfAngle) * r1_noise });
      }
      return pts;
    }

    // ==========================================
    // 面向对象定义：星星类 (Star)
    // ==========================================
    class Star {
      constructor(x, y, vx, vy) {
        this.x = x;      // 坐标
        this.y = y;
        this.vx = vx;    // X轴速度
        this.vy = vy;    // Y轴速度
        // 半径，星星体积适中，以利于构建星山  
        // 【修改指南】掉落星星的体积大小：修改 12, 22。加大它们可以更快堆积成山。
        this.r = random(12, 28) * sf; 
        
        this.angle = random(TWO_PI); // 初始旋转角度
        this.rotSpeed = random(-0.05, 0.05); // 初始有极微小的旋转角速度
        
        this.bounces = 0;         // 已反弹的次数
        this.shattered = false;   // 状态：是否彻底破碎
        this.settled = false;     // 状态：是否彻底静止并入星山    
        
         // 预生成该星星的几何顶点
        this.vertices = generateHandDrawnStar(this.r * 0.45, this.r, 5);
        
        // 生成主色调（黄色系随机）
        // 【修改指南】星星的颜色色系：这是 (R, G, B)。目前是保持全红(255)，绿色随机(200~255)偏黄，蓝色偏低。
        // 想做冰蓝色星星可改成 color(random(50, 150), random(200, 255), 255)。
        this.color = color(255, random(200, 255), random(50, 150)); 
      }

       // 物理更新函数
      update(canPile) {
        this.vy += gravity; // 每帧附加重力加速度
        
        // 【修改指南】空气阻力：0.995。改成 0.9 星星会在横向飘不动。
       // 模拟空气阻力，速度稍微衰减
        this.vx *= 0.995;
        this.vy *= 0.994;

        // 位移更新
        this.x += this.vx;
        this.y += this.vy;
        
         // 角度依据旋转速度更新
        this.angle += this.rotSpeed;
        this.rotSpeed *= 0.98; // 旋转摩擦阻力衰减

          // 碰撞检测区：如果星星在宽度的界限内
        if (this.x > groundStartX && this.x < groundEndX) {
           // 查询这个X位置目前的“地表”有多高（星星堆得越高，真实的地表就越高）
          let ph = getPileH(this.x);
          let currentFloor = groundY - ph;

          // 检测如果星星的底部边缘碰到了当前高度的地表，且正在下落
          if (this.y + this.r > currentFloor && this.vy > 0) {
           let impactV = this.vy; // 记录撞击这瞬间的冲击速度
           this.y = currentFloor - this.r; // 强制将星星拉回地表上方，防止穿模
            
            // 【条件分歧】
            // 如果允许堆积且（星堆已经成型 ph>10 或 此时落下的速度极慢），星星就会被捕捉静止
            if (canPile && (ph > 10 * sf || abs(this.vy) < 1.0 * sf)) {
              this.settle(); 
              
              // 关键逻辑：如果砸在已有的星星山上，且冲击速度很快（>3），虽然它留下来了，但会震落出几片碎片
              // 【修改指南】砸出碎片的门槛：这里的 impactV > 3 控制了只要撞击速度大于 3 就会震出碎片。
              if (ph > 10 * sf && impactV > 3 * sf) {
                playShatter(impactV);
                // 【修改指南】撞击产生碎片的数量：3 到 7 片
                let numFrags = floor(random(3, 7));
                for (let i = 0; i < numFrags; i++) {
                   // 在星星正上方实例化碎片
                  let f = new Fragment(this.x, this.y - this.r/2, this.color, this.r);
                  // 给碎片一个向上的爆发力，模拟出被强力砸击弹飞的碎屑视觉
                  f.vy = random(-9 * sf, -4 * sf); 
                  f.vx += random(-2 * sf, 2 * sf);
                  fragments.push(f);
                }
              }
            } else {
                 // 【反弹逻辑】还没形成星堆或者砸在坚硬地面上
              
              // 模拟不规则物体碰撞地面的物理反弹（随机的弹性系数、受地面摩擦力衰减的横向速度）
              // 【修改指南】星星反弹弹性系数：这里控制每次碰地 Y 速度取反并缩减。
              this.vy *= -random(0.4, 0.6); 
              this.vx *= random(0.6, 0.85); 
                 // 横向撞击地面时，滑动摩擦力会转化为物体的翻滚动作（角动量转换）
              this.rotSpeed += this.vx * 0.03; 
              
              this.bounces++;
               // 只有冲击力够大的时候才发声或破碎
              if (impactV > 2 * sf) {
                  // 如果撞得极狠，或者已经弹跳磨损了很多次，直接判定破碎
                // 【修改指南】破碎判定：如果撞击速度大于 12，或者反弹超过 2~5 次，就碎裂。
                if (impactV > 12 * sf || this.bounces > floor(random(2, 5))) {
                  this.shattered = true;
                  playShatter(impactV); // 播放高频破碎声
                } else {
                  playClink(impactV);   // 播放清脆碰壁声
                }
              }
            }
          }
        }
      }

        // 静止沉降函数：修改状态并将自己的体积加入到地形高度数组中
      settle() {
        this.settled = true;
        addPileH(this.x, this.r);
      }

      // 渲染函数：将本星星画在目标画布(主屏幕 或 pileGraphics 离屏画布)上
      render(targetCtx) {
        let isGraphics = targetCtx !== null && targetCtx !== undefined;
        let ctx = isGraphics ? targetCtx : window; // 兼容原生环境和p5.Graphics缓存环境的方法调用

        if(isGraphics) ctx.push(); else push();
        if(isGraphics) ctx.translate(this.x, this.y); else translate(this.x, this.y);
        if(isGraphics) ctx.rotate(this.angle); else rotate(this.angle);
                
        let dc = isGraphics ? ctx.drawingContext : drawingContext;
        // 提供强烈发光效果
        // 【修改指南】下落星星的辉光：修改 15 和 后面 rgba 颜色。
        dc.shadowBlur = 15 * sf;
        dc.shadowColor = 'rgba(255, 230, 0, 0.8)';
        
        // 【修改了代码：取消了之前的玻璃渐变质感，恢复原本纯色填充的手绘描边质感】
        if(isGraphics) ctx.fill(this.color); else fill(this.color);
        if(isGraphics) ctx.stroke(this.color); else stroke(this.color);
        if(isGraphics) ctx.strokeWeight(4 * sf); else strokeWeight(4 * sf);
        if(isGraphics) ctx.strokeJoin(ROUND); else strokeJoin(ROUND);
        
        if(isGraphics) ctx.beginShape(); else beginShape();
        for(let v of this.vertices) {
          if(isGraphics) ctx.vertex(v.x, v.y); else vertex(v.x, v.y);
        }
        if(isGraphics) ctx.endShape(CLOSE); else endShape(CLOSE);
        
        if(isGraphics) ctx.pop(); else pop();
      }

       // 判断自身是否完全掉出或弹出了屏幕可视范围
      isOffScreen() {
        return (this.x < -100 * sf || this.x > width + 100 * sf || this.y > height + 100 * sf);
      }

      // 爆炸函数：一颗母星分裂出 4~8 块不规则多边形子碎片
      explode() {
        let numFrags = floor(random(4, 9));
        for (let i = 0; i < numFrags; i++) {
          fragments.push(new Fragment(this.x, this.y, this.color, this.r));
        }
      }
    }

    // 【新增】========================================
    // 面向对象定义：月亮类 (Moon)
    // 巨大的最终掉落物，砸在星山上造成强烈物理效果
    // ==========================================
    class Moon {
      constructor(x, y, r) {
        this.x = x;
        this.y = y;
        this.vx = 0; // 垂直掉落
        this.vy = 0;
        this.r = r;
        this.angle = PI / 2; // 稍微带点倾斜的角度坠落
        this.rotSpeed = random(-0.02, 0.02);
        this.settled = false;
        this.drawnToPile = false; // 月亮最终也需要印在背景上
        this.bounces = 0;
      }

      update(canPile) {
        if (this.settled) return;
        
        this.vy += gravity * 0.9; // 月亮庞大，下落加速度稍微不同
        this.vx *= 0.99;
        this.vy *= 0.99;
        this.x += this.vx;
        this.y += this.vy;
        this.angle += this.rotSpeed;
        this.rotSpeed *= 0.95;

        // 检测星山堆积高度
        let ph = getPileH(this.x);
        let currentFloor = groundY - ph;

        // 月球底部的碰撞检测（因为月亮很大，给予一定陷阱深度让其嵌入山体）
        if (this.y + this.r * 0.6 > currentFloor && this.vy > 0) {
          let impactV = this.vy;
          this.y = currentFloor - this.r * 0.6;
          
          if (ph > 10 * sf || abs(this.vy) < 1.0 * sf || this.bounces > 1) {
            this.settle();
            
            // 巨星坠落：砸入星山时强力溅起大量的星辰碎片
            if (impactV > 2 * sf) {
              playShatter(impactV * 1.5); // 更大声的破碎
              
              // 【修改了代码：增大了月球砸落时产生的星辰碎片数量和喷射强度】
              let numFrags = floor(random(35, 60)); 
              for (let i = 0; i < numFrags; i++) {
                // 取一些随机的金黄色作为溅起的星辰碎片
                let fragCol = color(255, random(200, 255), random(50, 150));
                
                // 【修改了代码：算法改为使碎片在月亮底部的半圆弧线表面爆发性生成，符合真实的挤压喷溅】
                // 【修改了代码：扩大碎片的生成范围，使其同样出现在月亮的下方】
                let fragAngle = random(0, PI); // 底部的180度半圆区域
                let fx = this.x + cos(fragAngle) * this.r * random(0.2, 1.2);
                let fy = this.y + this.r * 0.2 + sin(fragAngle) * this.r * random(0.4, 1.2);

                let f = new Fragment(fx, fy, fragCol, this.r * 0.2);
                f.vy = random(-22 * sf, -5 * sf); // 强烈的爆发向上冲击
                f.vx = random(-18 * sf, 18 * sf) + this.vx; // 继承月球的一点横向速度
                fragments.push(f);
              }
            }
          } else {
            this.vy *= -0.2; // 月球太重，弹跳幅度很低
            this.vx *= 0.5;
            this.rotSpeed += this.vx * 0.01;
            this.bounces++;
            playClink(impactV);
          }
        }
      }

      settle() {
        this.settled = true;
        // 【修改了代码：取消了之前的 addPileH(增加堆积)，改为对下方的星星堆进行真实的物理受力下压排挤变形】
        let w = floor(this.r * 1.8); 
        for (let dx = -w; dx <= w; dx++) {
          let px = floor(this.x + dx);
          if (px >= groundStartX && px <= groundEndX) {
            // 利用余弦波形模拟真实的陨石坑受力形变：离中心近的地方深凹（正值），离中心远的地方受排挤物质隆起（负值）
            let distRatio = abs(dx) / w; 
            let impactShape = cos(distRatio * PI); 
            let crushAmount = impactShape * (this.r * 0.6); // 中心下陷量最大

            if (px >= 0 && px < pileHeights.length) {
              pileHeights[px] -= crushAmount; // 减去下陷值，也就是往下压
              if (pileHeights[px] < 0) pileHeights[px] = 0; // 限制不能低于地面
            }
          }
        }
      }

      render(targetCtx) {
        let isGraphics = targetCtx !== null && targetCtx !== undefined;
        let ctx = isGraphics ? targetCtx : window;

        if(isGraphics) ctx.push(); else push();
        if(isGraphics) ctx.translate(this.x, this.y); else translate(this.x, this.y);
        if(isGraphics) ctx.rotate(this.angle); else rotate(this.angle);
        
        let dc = isGraphics ? ctx.drawingContext : drawingContext;
        // 幽蓝色的巨大的发光阴影
        // 【修改了代码：调整月亮阴影为银白色发光】
        dc.shadowBlur = 60 * sf;
        dc.shadowColor = 'rgba(17, 213, 249, 0.9)';
        
        // 绘制预先渲染好的带有复杂立体和陨石坑纹理的月球图片，居中显示
        if(isGraphics) {
           ctx.imageMode(CENTER);
           ctx.image(moonImg, 0, 0);
        } else {
           imageMode(CENTER);
           image(moonImg, 0, 0);
        }
        
        if(isGraphics) ctx.pop(); else pop();
      }
    }

     // ==========================================
    // 面向对象定义：碎片类 (Fragment)
    // 逻辑类似于星星，但是体积小，有多边形边缘，且具有逐渐褪色的生命周期
    // ==========================================
    class Fragment {
      constructor(x, y, col, parentR) {
        // 从母体位置稍微散开一点诞生
        this.x = x + random(-parentR/2, parentR/2);
        this.y = y + random(-parentR/2, parentR/2);
        // 【修改指南】碎片爆裂抛散速度：修改这里可以控制碎片喷溅得有多远。
         // 碎片通常具有较大的喷溅横向速度和向上的抵抗重力的爆裂速度
        this.vx = random(-5 * sf, 5 * sf);
        this.vy = random(-6 * sf, -1 * sf); 
        // 【修改指南】碎片大小：修改 3, 8。
        this.r = random(3, 8) * sf; // 碎片极小，以利于表现出破碎的细腻感
        
         // 碎片初始旋转角度随机，旋转速度较快且随机，制造出碎片飞散时的翻滚效果
        this.angle = random(TWO_PI);
        this.rotSpeed = random(-0.3, 0.3); // 碎片旋转更剧烈
        
        this.baseColor = col; // 继承母星星颜色
        // 【修改指南】碎片透明度消散起点：255 为完全不透明。
        this.lifespan = 255;  // 透明度生命周期
        this.settled = false;
        
        // 随机生成包含 4 到 6 个顶点的多边形不规则轮廓
        this.vertices = [];
        let numPoints = floor(random(4, 7));
        for(let i=0; i<numPoints; i++) {
            let a = map(i, 0, numPoints, 0, TWO_PI);
            let rad = this.r * random(0.6, 1.4);
            this.vertices.push({ x: cos(a)*rad, y: sin(a)*rad });
        }
      }

      update(canPile) {
        this.vy += gravity;
        this.vx *= 0.99;
        this.vy *= 0.99;
        this.x += this.vx;
        this.y += this.vy;
        this.angle += this.rotSpeed;
        
        // 在前几秒不允许堆积成山时，碎片会快速消散死亡以免杂乱
        // 【修改指南】碎片消散速度：数字越大消失得越快。
        if (!canPile) {
           this.lifespan -= 4; 
        }
        
        if (this.x > groundStartX && this.x < groundEndX) {
            let ph = getPileH(this.x);
            let currentFloor = groundY - ph;

            if (this.y + this.r > currentFloor && this.vy > 0) {
                let impactV = this.vy;
                this.y = currentFloor - this.r;
                
                 // 碎片如果落在星堆上也会被“吞噬”留下
                if (canPile && (ph > 10 * sf || abs(this.vy) < 1.2 * sf)) {
                    this.settle();
                } else {
                    // 反弹损失的能量极多
                    this.vy *= -random(0.3, 0.5);
                    this.vx *= random(0.6, 0.8);
                    this.rotSpeed += this.vx * 0.05;
                     // 碎片碰撞时偶尔有极微弱的碎屑音
                    if (impactV > 2 * sf && random() < 0.2) playClink(impactV * 0.3);
                }
            }
        }
      }

      settle() {
        this.settled = true;
        addPileH(this.x, this.r);
      }

      render(targetCtx) {
        let isGraphics = targetCtx !== null && targetCtx !== undefined;
        let ctx = isGraphics ? targetCtx : window;

        if(isGraphics) ctx.push(); else push();
        if(isGraphics) ctx.translate(this.x, this.y); else translate(this.x, this.y);
        if(isGraphics) ctx.rotate(this.angle); else rotate(this.angle);
        
        let dc = isGraphics ? ctx.drawingContext : drawingContext;
         // 随着碎片的逐渐死亡（透明度变小），其发光效果也跟着减弱
        dc.shadowBlur = 10 * sf;
        dc.shadowColor = `rgba(255, 230, 0, ${map(this.lifespan, 0, 255, 0, 0.6)})`;
        
        // 【修改了代码：取消了之前的玻璃渐变质感，碎片同样恢复带有透明度衰减的纯色渲染】
        let c = color(red(this.baseColor), green(this.baseColor), blue(this.baseColor), this.lifespan);
        if(isGraphics) ctx.fill(c); else fill(c);
        if(isGraphics) ctx.stroke(c); else stroke(c);
        if(isGraphics) ctx.strokeWeight(3 * sf); else strokeWeight(3 * sf);
        if(isGraphics) ctx.strokeJoin(ROUND); else strokeJoin(ROUND);
        
        if(isGraphics) ctx.beginShape(); else beginShape();
        for(let v of this.vertices) {
          if(isGraphics) ctx.vertex(v.x, v.y); else vertex(v.x, v.y);
        }
        if(isGraphics) ctx.endShape(CLOSE); else endShape(CLOSE);
        
        if(isGraphics) ctx.pop(); else pop();
      }

      isOffScreen() {
        return (this.x < -100 * sf || this.x > width + 100 * sf || this.y > height + 100 * sf);
      }

      // 当透明度降至0及以下时判定彻底死亡
      isDead() {
        return this.lifespan <= 0;
      }
    }

    
// ==========================================
    // 面向对象定义：花朵类 (Flower)
    // 鼠标点击后从星堆生长，枝条具有贝塞尔曲线的动态延伸感
    // ==========================================
    // ==========================================
    // 面向对象定义：花朵类 (Flower)
    // 鼠标点击后从星堆生长，枝条具有贝塞尔曲线的动态延伸感
    // ==========================================
    class Flower {
      constructor(x, y) {
        this.startX = x;
        this.startY = y;
        
        let centerX = width / 2;
        let distFromCenter = x - centerX; 
        
        // 【新增】20% 的概率长出一朵没有枝条（直接贴合在星堆表面）的花
        this.hasStem = random() > 0.2; 
        
        if (this.hasStem) {
          // 【修改】引入极大的长度随机性 (0.3倍 ~ 3倍)
          // 3倍长度时，花朵的枝条会拉得极长，远远伸出星堆之外甚至屏幕边缘
          let lengthMulti = random(0.3, 3.0); 
          
          let upForce = random(-30, -100) * lengthMulti * sf;
          // 横向延伸同样受到长度倍增的影响，边缘处的花朵张力更夸张
          let sideForce = (distFromCenter / (width / 2)) * random(50, 200) * lengthMulti * sf; 
          sideForce += random(-40, 40) * sf; // 增加更多的随机歪斜感
          
          this.endX = this.startX + sideForce;
          this.endY = this.startY + upForce;

          // 调整贝塞尔曲线的控制点，使得特别长的枝条也能保持自然的抛物弯曲
          this.cp1X = this.startX + sideForce * random(0.1, 0.4);
          this.cp1Y = this.startY + upForce * random(0.5, 1.2);
          
          this.progress = 0; // 需要慢慢生长枝干
        } else {
          // 【新增】没有枝干的花，直接绽放在原点
          this.endX = this.startX;
          this.endY = this.startY;
          this.progress = 1; // 枝干生长进度直接填满，跳过生长期
        }
        
        this.bloomProgress = 0; 
        this.isGrown = false;   
        this.drawnToPile = false;
        
        // 幽蓝色或紫色的配色池
        let colorPicker = random();
        if (colorPicker < 0.33) {
          this.color = color(50, 150, 255); 
        } else if (colorPicker < 0.66) {
          this.color = color(150, 50, 255); 
        } else {
          this.color = color(200, 100, 255); 
        }
        
        this.petalCount = floor(random(4, 7)); 
        this.flowerSize = random(12, 28) * sf; // 让花朵尺寸的随机范围更大一点
      }
      
      update() {
        if (this.progress < 1) {
          this.progress += 0.03; 
          if (this.progress > 1) this.progress = 1;
        } 
        else if (this.bloomProgress < 1) {
          // 【优化】开花速度稍微调慢一点，长枝条开花时会显得更柔和优雅
          this.bloomProgress += 0.04; 
          if (this.bloomProgress > 1) {
             this.bloomProgress = 1;
             this.isGrown = true; 
          }
        }
      }
      
      render(targetCtx) {
        let isGraphics = targetCtx !== null && targetCtx !== undefined;
        let ctx = isGraphics ? targetCtx : window;
        let dc = isGraphics ? ctx.drawingContext : drawingContext;

        if (isGraphics) ctx.push(); else push();
        
        // 1. 【新增】只有包含枝干的花，才画贝塞尔曲线枝条
        if (this.hasStem) {
          dc.shadowBlur = 10 * sf;
          dc.shadowColor = 'rgba(0, 255, 200, 0.6)';
          if(isGraphics) {
              ctx.noFill();
              ctx.stroke(100, 255, 200, 200); 
              ctx.strokeWeight(2.5 * sf);
              ctx.beginShape();
          } else {
              noFill();
              stroke(100, 255, 200, 200);
              strokeWeight(2.5 * sf);
              beginShape();
          }

          for(let t = 0; t <= this.progress; t += 0.05) {
              let currX = (1-t)*(1-t)*this.startX + 2*(1-t)*t*this.cp1X + t*t*this.endX;
              let currY = (1-t)*(1-t)*this.startY + 2*(1-t)*t*this.cp1Y + t*t*this.endY;
              if(isGraphics) ctx.vertex(currX, currY); else vertex(currX, currY);
          }
          let finalX = (1-this.progress)*(1-this.progress)*this.startX + 2*(1-this.progress)*this.progress*this.cp1X + this.progress*this.progress*this.endX;
          let finalY = (1-this.progress)*(1-this.progress)*this.startY + 2*(1-this.progress)*this.progress*this.cp1Y + this.progress*this.progress*this.endY;
          if(isGraphics) ctx.vertex(finalX, finalY); else vertex(finalX, finalY);
          
          if(isGraphics) ctx.endShape(); else endShape();
        }
        
        // 2. 绘制绽放的花朵（无枝条的花会因为 progress 初始为 1 而直接开始画这部分）
        if (this.progress >= 1 && this.bloomProgress > 0) {
            if(isGraphics) {
                ctx.translate(this.endX, this.endY);
                ctx.noStroke();
            } else {
                translate(this.endX, this.endY);
                noStroke();
            }
            
            dc.shadowBlur = 15 * sf;
            dc.shadowColor = `rgba(${red(this.color)}, ${green(this.color)}, ${blue(this.color)}, 0.9)`;
            
            let c = color(red(this.color), green(this.color), blue(this.color), 220);
            if(isGraphics) ctx.fill(c); else fill(c);

            for (let i = 0; i < this.petalCount; i++) {
                let angle = i * TWO_PI / this.petalCount;
                let petalR = this.flowerSize * this.bloomProgress;
                
                if(isGraphics) {
                    ctx.push();
                    ctx.rotate(angle);
                    ctx.ellipse(petalR/2, 0, petalR, petalR/3); 
                    ctx.pop();
                } else {
                    push();
                    rotate(angle);
                    ellipse(petalR/2, 0, petalR, petalR/3);
                    pop();
                }
            }
            
            // 花蕊发光
            if(isGraphics) {
                ctx.fill(255, 255, 255, 255);
                ctx.circle(0, 0, this.flowerSize * 0.25 * this.bloomProgress);
            } else {
                fill(255, 255, 255, 255);
                circle(0, 0, this.flowerSize * 0.25 * this.bloomProgress);
            }
        }
        
        if (isGraphics) ctx.pop(); else pop();
      }
    }


  </script>
</body>
</html>
